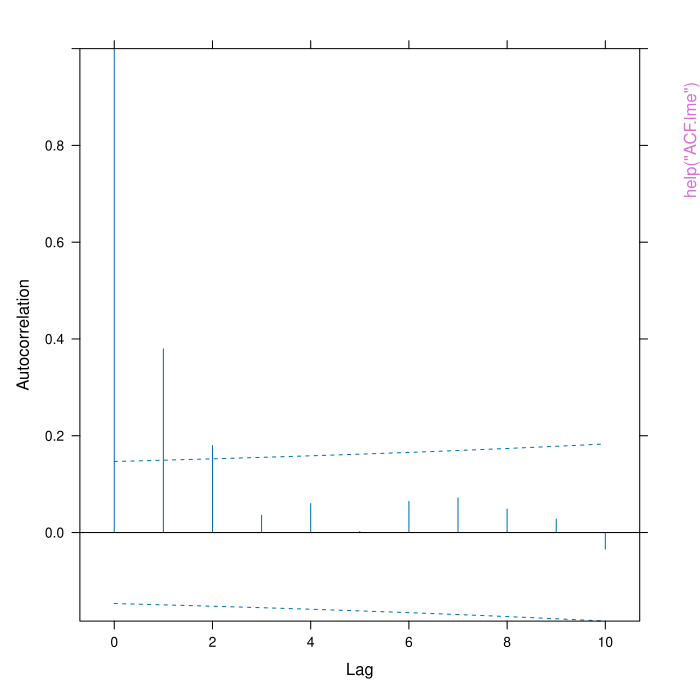

The script that drew this image:
pkgname <- "nlme"
source(file.path(R.home("share"), "R", "examples-header.R"))
options(warn = 1)
library('nlme')

base::assign(".oldSearch", base::search(), pos = 'CheckExEnv')
base::assign(".old_wd", base::getwd(), pos = 'CheckExEnv')
cleanEx()
nameEx("ACF")
### * ACF

flush(stderr()); flush(stdout())

### Name: ACF
### Title: Autocorrelation Function
### Aliases: ACF
### Keywords: models

### ** Examples

## see the method function documentation



cleanEx()
nameEx("ACF.gls")
### * ACF.gls

flush(stderr()); flush(stdout())

### Name: ACF.gls
### Title: Autocorrelation Function for gls Residuals
### Aliases: ACF.gls
### Keywords: models

### ** Examples

fm1 <- gls(follicles ~ sin(2*pi*Time) + cos(2*pi*Time), Ovary)
ACF(fm1, form = ~ 1 | Mare)

# Pinheiro and Bates, p. 255-257
fm1Dial.gls <- gls(rate ~
  (pressure+I(pressure^2)+I(pressure^3)+I(pressure^4))*QB,
                   Dialyzer)

fm2Dial.gls <- update(fm1Dial.gls,
                 weights = varPower(form = ~ pressure))

ACF(fm2Dial.gls, form = ~ 1 | Subject)



cleanEx()
nameEx("ACF.lme")
### * ACF.lme

flush(stderr()); flush(stdout())

### Name: ACF.lme
### Title: Autocorrelation Function for lme Residuals
### Aliases: ACF.lme
### Keywords: models

### ** Examples

fm1 <- lme(follicles ~ sin(2*pi*Time) + cos(2*pi*Time),
           Ovary, random = ~ sin(2*pi*Time) | Mare)
ACF(fm1, maxLag = 11)

# Pinheiro and Bates, p240-241
fm1Over.lme <- lme(follicles  ~ sin(2*pi*Time) +
           cos(2*pi*Time), data=Ovary,
     random=pdDiag(~sin(2*pi*Time)) )
(ACF.fm1Over <- ACF(fm1Over.lme, maxLag=10))
plot(ACF.fm1Over, alpha=0.01) 



cleanEx()
nameEx("Cefamandole")
### * Cefamandole

flush(stderr()); flush(stdout())

### Name: Cefamandole
### Title: Pharmacokinetics of Cefamandole
### Aliases: Cefamandole
### Keywords: datasets

### ** Examples

plot(Cefamandole)
fm1 <- nlsList(SSbiexp, data = Cefamandole)
summary(fm1)



cleanEx()
nameEx("Covariate")
### * Covariate

flush(stderr()); flush(stdout())

### Name: Covariate
### Title: Assign Covariate Values
### Aliases: covariate<-
### Keywords: models

### ** Examples

## see the method function documentation



cleanEx()
nameEx("Covariate.varFunc")
### * Covariate.varFunc

flush(stderr()); flush(stdout())

### Name: Covariate.varFunc
### Title: Assign varFunc Covariate
### Aliases: covariate<-.varFunc
### Keywords: models

### ** Examples

vf1 <- varPower(1.1, form = ~age)
covariate(vf1) <- Orthodont[["age"]]



cleanEx()
nameEx("Dim")
### * Dim

flush(stderr()); flush(stdout())

### Name: Dim
### Title: Extract Dimensions from an Object
### Aliases: Dim Dim.default
### Keywords: models

### ** Examples

## see the method function documentation



cleanEx()
nameEx("Dim.corSpatial")
### * Dim.corSpatial

flush(stderr()); flush(stdout())

### Name: Dim.corSpatial
### Title: Dimensions of a corSpatial Object
### Aliases: Dim.corSpatial
### Keywords: models

### ** Examples

Dim(corGaus(), getGroups(Orthodont))

cs1ARMA <- corARMA(0.4, form = ~ 1 | Subject, q = 1)
cs1ARMA <- Initialize(cs1ARMA, data = Orthodont)
Dim(cs1ARMA)



cleanEx()
nameEx("Dim.corStruct")
### * Dim.corStruct

flush(stderr()); flush(stdout())

### Name: Dim.corStruct
### Title: Dimensions of a corStruct Object
### Aliases: Dim.corStruct
### Keywords: models

### ** Examples

Dim(corAR1(), getGroups(Orthodont))



cleanEx()
nameEx("Dim.pdMat")
### * Dim.pdMat

flush(stderr()); flush(stdout())

### Name: Dim.pdMat
### Title: Dimensions of a pdMat Object
### Aliases: Dim.pdMat Dim.pdCompSymm Dim.pdDiag Dim.pdIdent Dim.pdNatural
###   Dim.pdSymm
### Keywords: models

### ** Examples

Dim(pdSymm(diag(3)))



cleanEx()
nameEx("Extract.pdMat")
### * Extract.pdMat

flush(stderr()); flush(stdout())

### Name: [.pdMat
### Title: Subscript a pdMat Object
### Aliases: [.pdMat [.pdBlocked [<-.pdMat
### Keywords: models

### ** Examples

pd1 <- pdSymm(diag(3))
pd1[1, , drop = FALSE]
pd1[1:2, 1:2] <- 3 * diag(2)



cleanEx()
nameEx("Initialize")
### * Initialize

flush(stderr()); flush(stdout())

### Name: Initialize
### Title: Initialize Object
### Aliases: Initialize
### Keywords: models

### ** Examples

## see the method function documentation



cleanEx()
nameEx("Initialize.corStruct")
### * Initialize.corStruct

flush(stderr()); flush(stdout())

### Name: Initialize.corStruct
### Title: Initialize corStruct Object
### Aliases: Initialize.corStruct Initialize.corAR1 Initialize.corARMA
###   Initialize.corCAR1 Initialize.corCompSymm Initialize.corHF
###   Initialize.corLin Initialize.corNatural Initialize.corSpatial
###   Initialize.corSpher Initialize.corSymm
### Keywords: models

### ** Examples

cs1 <- corAR1(form = ~ 1 | Subject)
cs1 <- Initialize(cs1, data = Orthodont)



cleanEx()
nameEx("Initialize.varFunc")
### * Initialize.varFunc

flush(stderr()); flush(stdout())

### Name: Initialize.varFunc
### Title: Initialize varFunc Object
### Aliases: Initialize.varFunc Initialize.varComb Initialize.varConstPower
###   Initialize.varConstProp Initialize.varExp Initialize.varFixed
###   Initialize.varIdent Initialize.varPower
### Keywords: models

### ** Examples

vf1 <- varPower( form = ~ age | Sex )
vf1 <- Initialize( vf1, Orthodont )



cleanEx()
nameEx("LDEsysMat")
### * LDEsysMat

flush(stderr()); flush(stdout())

### Name: LDEsysMat
### Title: Generate system matrix for LDEs
### Aliases: LDEsysMat
### Keywords: models

### ** Examples

# incidence matrix for a two compartment open system
incidence <-
  matrix(c(1,1,2,2,2,1,3,2,0), ncol = 3, byrow = TRUE,
   dimnames = list(NULL, c("Par", "From", "To")))
incidence
LDEsysMat(c(1.2, 0.3, 0.4), incidence)



cleanEx()
nameEx("MathAchieve")
### * MathAchieve

flush(stderr()); flush(stdout())

### Name: MathAchieve
### Title: Mathematics achievement scores
### Aliases: MathAchieve
### Keywords: datasets

### ** Examples

summary(MathAchieve)



cleanEx()
nameEx("Matrix.pdMat")
### * Matrix.pdMat

flush(stderr()); flush(stdout())

### Name: Matrix.pdMat
### Title: Assign Matrix to a pdMat or pdBlocked Object
### Aliases: matrix<-.pdMat matrix<-.pdBlocked
### Keywords: models

### ** Examples

class(pd1 <- pdSymm(diag(3))) # "pdSymm" "pdMat"
matrix(pd1) <- diag(1:3)
pd1



cleanEx()
nameEx("Matrix.reStruct")
### * Matrix.reStruct

flush(stderr()); flush(stdout())

### Name: Matrix.reStruct
### Title: Assign reStruct Matrices
### Aliases: matrix<-.reStruct
### Keywords: models

### ** Examples

rs1 <- reStruct(list(Dog = ~day, Side = ~1), data = Pixel)
matrix(rs1) <- list(diag(2), 3)



cleanEx()
nameEx("Names")
### * Names

flush(stderr()); flush(stdout())

### Name: Names
### Title: Names Associated with an Object
### Aliases: Names Names<-
### Keywords: models

### ** Examples

## see the method function documentation



cleanEx()
nameEx("Names.formula")
### * Names.formula

flush(stderr()); flush(stdout())

### Name: Names.formula
### Title: Extract Names from a formula
### Aliases: Names.formula Names.listForm
### Keywords: models

### ** Examples

Names(distance ~ Sex * age, data = Orthodont)



cleanEx()
nameEx("Names.pdBlocked")
### * Names.pdBlocked

flush(stderr()); flush(stdout())

### Name: Names.pdBlocked
### Title: Names of a pdBlocked Object
### Aliases: Names.pdBlocked Names<-.pdBlocked
### Keywords: models

### ** Examples

pd1 <- pdBlocked(list(~Sex - 1, ~age - 1), data = Orthodont)
Names(pd1)



cleanEx()
nameEx("Names.pdMat")
### * Names.pdMat

flush(stderr()); flush(stdout())

### Name: Names.pdMat
### Title: Names of a pdMat Object
### Aliases: Names.pdMat Names<-.pdMat
### Keywords: models

### ** Examples

pd1 <- pdSymm(~age, data = Orthodont)
Names(pd1)



cleanEx()
nameEx("Names.reStruct")
### * Names.reStruct

flush(stderr()); flush(stdout())

### Name: Names.reStruct
### Title: Names of an reStruct Object
### Aliases: Names.reStruct Names<-.reStruct
### Keywords: models

### ** Examples

rs1 <- reStruct(list(Dog = ~day, Side = ~1), data = Pixel)
Names(rs1)



cleanEx()
nameEx("Orthodont")
### * Orthodont

flush(stderr()); flush(stdout())

### Name: Orthodont
### Title: Growth curve data on an orthdontic measurement
### Aliases: Orthodont
### Keywords: datasets

### ** Examples

formula(Orthodont)
plot(Orthodont)



cleanEx()
nameEx("Pixel")
### * Pixel

flush(stderr()); flush(stdout())

### Name: Pixel
### Title: X-ray pixel intensities over time
### Aliases: Pixel
### Keywords: datasets

### ** Examples

fm1 <- lme(pixel ~ day + I(day^2), data = Pixel,
           random = list(Dog = ~ day, Side = ~ 1))
summary(fm1)
VarCorr(fm1)



cleanEx()
nameEx("Remifentanil")
### * Remifentanil

flush(stderr()); flush(stdout())

### Name: Remifentanil
### Title: Pharmacokinetics of Remifentanil
### Aliases: Remifentanil
### Keywords: datasets

### ** Examples

plot(Remifentanil, type = "l", lwd = 2) # shows the 65 patients' remi profiles

## The same on  log-log  scale  (*more* sensible for modeling ?):
plot(Remifentanil, type = "l", lwd = 2, scales = list(log=TRUE))

str(Remifentanil)
summary(Remifentanil)

plot(xtabs(~Subject, Remifentanil))
summary(unclass(table(Remifentanil$Subject)))
## between 20 and 54 measurements per patient (median: 24; mean: 32.42)

## Only first measurement of each patient :
dim(Remi.1 <- Remifentanil[!duplicated(Remifentanil[,"ID"]),]) #  65 x 12

LBMfn <- function(Wt, Ht, Sex) ifelse(Sex == "Female",
                                        1.07 * Wt - 148*(Wt/Ht)^2,
                                        1.1  * Wt - 128*(Wt/Ht)^2)
with(Remi.1,
    stopifnot(all.equal(BSA, Wt^{0.425} * Ht^{0.725} * 0.007184, tol = 1.5e-5),
              all.equal(LBM, LBMfn(Wt, Ht, Sex),                 tol = 7e-7)
))

## Rate: typically  3 µg / kg body weight, but :
sunflowerplot(Rate ~ Wt, Remifentanil)
abline(0,3, lty=2, col=adjustcolor("black", 0.5))



cleanEx()
nameEx("Soybean")
### * Soybean

flush(stderr()); flush(stdout())

### Name: Soybean
### Title: Growth of soybean plants
### Aliases: Soybean
### Keywords: datasets

### ** Examples

summary(fm1 <- nlsList(SSlogis, data = Soybean))



cleanEx()
nameEx("VarCorr")
### * VarCorr

flush(stderr()); flush(stdout())

### Name: VarCorr
### Title: Extract variance and correlation components
### Aliases: VarCorr VarCorr.lme VarCorr.pdMat VarCorr.pdBlocked
###   print.VarCorr.lme
### Keywords: models

### ** Examples

fm1 <- lme(distance ~ age, data = Orthodont, random = ~age)
VarCorr(fm1)



cleanEx()
nameEx("Variogram")
### * Variogram

flush(stderr()); flush(stdout())

### Name: Variogram
### Title: Calculate Semi-variogram
### Aliases: Variogram
### Keywords: models

### ** Examples

## see the method function documentation



cleanEx()
nameEx("Variogram.corExp")
### * Variogram.corExp

flush(stderr()); flush(stdout())

### Name: Variogram.corExp
### Title: Calculate Semi-variogram for a corExp Object
### Aliases: Variogram.corExp
### Keywords: models

### ** Examples

stopifnot(require("stats", quietly = TRUE))
cs1 <- corExp(3, form = ~ Time | Rat)
cs1 <- Initialize(cs1, BodyWeight)
Variogram(cs1)[1:10,]



cleanEx()
nameEx("Variogram.corGaus")
### * Variogram.corGaus

flush(stderr()); flush(stdout())

### Name: Variogram.corGaus
### Title: Calculate Semi-variogram for a corGaus Object
### Aliases: Variogram.corGaus
### Keywords: models

### ** Examples

cs1 <- corGaus(3, form = ~ Time | Rat)
cs1 <- Initialize(cs1, BodyWeight)
Variogram(cs1)[1:10,]



cleanEx()
nameEx("Variogram.corLin")
### * Variogram.corLin

flush(stderr()); flush(stdout())

### Name: Variogram.corLin
### Title: Calculate Semi-variogram for a corLin Object
### Aliases: Variogram.corLin
### Keywords: models

### ** Examples

cs1 <- corLin(15, form = ~ Time | Rat)
cs1 <- Initialize(cs1, BodyWeight)
Variogram(cs1)[1:10,]



cleanEx()
nameEx("Variogram.corRatio")
### * Variogram.corRatio

flush(stderr()); flush(stdout())

### Name: Variogram.corRatio
### Title: Calculate Semi-variogram for a corRatio Object
### Aliases: Variogram.corRatio
### Keywords: models

### ** Examples

cs1 <- corRatio(7, form = ~ Time | Rat)
cs1 <- Initialize(cs1, BodyWeight)
Variogram(cs1)[1:10,]



cleanEx()
nameEx("Variogram.corSpatial")
### * Variogram.corSpatial

flush(stderr()); flush(stdout())

### Name: Variogram.corSpatial
### Title: Calculate Semi-variogram for a corSpatial Object
### Aliases: Variogram.corSpatial
### Keywords: models

### ** Examples

cs1 <- corExp(3, form = ~ Time | Rat)
cs1 <- Initialize(cs1, BodyWeight)
Variogram(cs1, FUN = function(x, y) (1 - exp(-x/y)))[1:10,]



cleanEx()
nameEx("Variogram.corSpher")
### * Variogram.corSpher

flush(stderr()); flush(stdout())

### Name: Variogram.corSpher
### Title: Calculate Semi-variogram for a corSpher Object
### Aliases: Variogram.corSpher
### Keywords: models

### ** Examples

cs1 <- corSpher(15, form = ~ Time | Rat)
cs1 <- Initialize(cs1, BodyWeight)
Variogram(cs1)[1:10,]



cleanEx()
nameEx("Variogram.default")
### * Variogram.default

flush(stderr()); flush(stdout())

### Name: Variogram.default
### Title: Calculate Semi-variogram
### Aliases: Variogram.default
### Keywords: models

### ** Examples

fm1 <- lm(follicles ~ sin(2 * pi * Time) + cos(2 * pi * Time), Ovary,
          subset = Mare == 1)
Variogram(resid(fm1), dist(1:29))[1:10,]



cleanEx()
nameEx("Variogram.gls")
### * Variogram.gls

flush(stderr()); flush(stdout())

### Name: Variogram.gls
### Title: Calculate Semi-variogram for Residuals from a gls Object
### Aliases: Variogram.gls
### Keywords: models

### ** Examples

fm1 <- gls(weight ~ Time * Diet, BodyWeight)
Vm1 <- Variogram(fm1, form = ~ Time | Rat)
print(head(Vm1), digits = 3)



cleanEx()
nameEx("Variogram.lme")
### * Variogram.lme

flush(stderr()); flush(stdout())

### Name: Variogram.lme
### Title: Calculate Semi-variogram for Residuals from an lme Object
### Aliases: Variogram.lme
### Keywords: models

### ** Examples

fm1 <- lme(weight ~ Time * Diet, data=BodyWeight, ~ Time | Rat)
Variogram(fm1, form = ~ Time | Rat, nint = 10, robust = TRUE)



cleanEx()
nameEx("allCoef")
### * allCoef

flush(stderr()); flush(stdout())

### Name: allCoef
### Title: Extract Coefficients from a Set of Objects
### Aliases: allCoef
### Keywords: models

### ** Examples

cs1 <- corAR1(0.1)
vf1 <- varPower(0.5)
allCoef(cs1, vf1)



cleanEx()
nameEx("anova.gls")
### * anova.gls

flush(stderr()); flush(stdout())

### Name: anova.gls
### Title: Compare Likelihoods of Fitted Objects
### Aliases: anova.gls
### Keywords: models

### ** Examples

# AR(1) errors within each Mare
fm1 <- gls(follicles ~ sin(2*pi*Time) + cos(2*pi*Time), Ovary,
           correlation = corAR1(form = ~ 1 | Mare))
anova(fm1)
# variance changes with a power of the absolute fitted values?
fm2 <- update(fm1, weights = varPower())
anova(fm1, fm2)

# Pinheiro and Bates, p. 251-252
fm1Orth.gls <- gls(distance ~ Sex * I(age - 11), Orthodont,
                correlation = corSymm(form = ~ 1 | Subject),
                weights = varIdent(form = ~ 1 | age))
fm2Orth.gls <- update(fm1Orth.gls,
                corr = corCompSymm(form = ~ 1 | Subject))
anova(fm1Orth.gls, fm2Orth.gls)

# Pinheiro and Bates, pp. 215-215, 255-260
#p. 215
fm1Dial.lme <-
  lme(rate ~(pressure + I(pressure^2) + I(pressure^3) + I(pressure^4))*QB,
      Dialyzer, ~ pressure + I(pressure^2))
# p. 216
fm2Dial.lme <- update(fm1Dial.lme,
                  weights = varPower(form = ~ pressure))
# p. 255
fm1Dial.gls <- gls(rate ~ (pressure +
     I(pressure^2) + I(pressure^3) + I(pressure^4))*QB,
        Dialyzer)
fm2Dial.gls <- update(fm1Dial.gls,
                 weights = varPower(form = ~ pressure))
anova(fm1Dial.gls, fm2Dial.gls)
fm3Dial.gls <- update(fm2Dial.gls,
                    corr = corAR1(0.771, form = ~ 1 | Subject))
anova(fm2Dial.gls, fm3Dial.gls)
# anova.gls to compare a gls and an lme fit 
anova(fm3Dial.gls, fm2Dial.lme, test = FALSE)

# Pinheiro and Bates, pp. 261-266
fm1Wheat2 <- gls(yield ~ variety - 1, Wheat2)
fm3Wheat2 <- update(fm1Wheat2,
      corr = corRatio(c(12.5, 0.2),
        form = ~ latitude + longitude, nugget = TRUE))
# Test a specific contrast 
anova(fm3Wheat2, L = c(-1, 0, 1))




cleanEx()
nameEx("anova.lme")
### * anova.lme

flush(stderr()); flush(stdout())

### Name: anova.lme
### Title: Compare Likelihoods of Fitted Objects
### Aliases: anova.lme print.anova.lme
### Keywords: models

### ** Examples

fm1 <- lme(distance ~ age, Orthodont, random = ~ age | Subject)
anova(fm1)
fm2 <- update(fm1, random = pdDiag(~age))
anova(fm1, fm2)

## Pinheiro and Bates, pp. 251-254 ------------------------------------------
fm1Orth.gls <- gls(distance ~ Sex * I(age - 11), Orthodont,
		   correlation = corSymm(form = ~ 1 | Subject),
		   weights = varIdent(form = ~ 1 | age))
fm2Orth.gls <- update(fm1Orth.gls,
		      corr = corCompSymm(form = ~ 1 | Subject))
## anova.gls examples:
anova(fm1Orth.gls, fm2Orth.gls)
fm3Orth.gls <- update(fm2Orth.gls, weights = NULL)
anova(fm2Orth.gls, fm3Orth.gls)
fm4Orth.gls <- update(fm3Orth.gls, weights = varIdent(form = ~ 1 | Sex))
anova(fm3Orth.gls, fm4Orth.gls)
# not in book but needed for the following command
fm3Orth.lme <- lme(distance ~ Sex*I(age-11), data = Orthodont,
                   random = ~ I(age-11) | Subject,
                   weights = varIdent(form = ~ 1 | Sex))
# Compare an "lme" object with a "gls" object (test would be non-sensical!)
anova(fm3Orth.lme, fm4Orth.gls, test = FALSE)

## Pinheiro and Bates, pp. 222-225 ------------------------------------------
op <- options(contrasts = c("contr.treatment", "contr.poly"))
fm1BW.lme <- lme(weight ~ Time * Diet, BodyWeight, random = ~ Time)
fm2BW.lme <- update(fm1BW.lme, weights = varPower())
# Test a specific contrast
anova(fm2BW.lme, L = c("Time:Diet2" = 1, "Time:Diet3" = -1))

## Pinheiro and Bates, pp. 352-365 ------------------------------------------
fm1Theo.lis <- nlsList(
     conc ~ SSfol(Dose, Time, lKe, lKa, lCl), data=Theoph)
fm1Theo.lis
fm1Theo.nlme <- nlme(fm1Theo.lis)
fm2Theo.nlme <- update(fm1Theo.nlme, random= pdDiag(lKe+lKa+lCl~1) )
fm3Theo.nlme <- update(fm2Theo.nlme, random= pdDiag(    lKa+lCl~1) )

# Comparing the 3 nlme models
anova(fm1Theo.nlme, fm3Theo.nlme, fm2Theo.nlme)

options(op) # (set back to previous state)



base::options(contrasts = c(unordered = "contr.treatment",ordered = "contr.poly"))
cleanEx()
nameEx("as.matrix.corStruct")
### * as.matrix.corStruct

flush(stderr()); flush(stdout())

### Name: as.matrix.corStruct
### Title: Matrix of a corStruct Object
### Aliases: as.matrix.corStruct
### Keywords: models

### ** Examples

cst1 <- corAR1(form = ~1|Subject)
cst1 <- Initialize(cst1, data = Orthodont)
as.matrix(cst1)



cleanEx()
nameEx("as.matrix.pdMat")
### * as.matrix.pdMat

flush(stderr()); flush(stdout())

### Name: as.matrix.pdMat
### Title: Matrix of a pdMat Object
### Aliases: as.matrix.pdMat
### Keywords: models

### ** Examples

as.matrix(pdSymm(diag(4)))



cleanEx()
nameEx("as.matrix.reStruct")
### * as.matrix.reStruct

flush(stderr()); flush(stdout())

### Name: as.matrix.reStruct
### Title: Matrices of an reStruct Object
### Aliases: as.matrix.reStruct
### Keywords: models

### ** Examples

rs1 <- reStruct(pdSymm(diag(3), ~age+Sex, data = Orthodont))
as.matrix(rs1)



cleanEx()
nameEx("asOneFormula")
### * asOneFormula

flush(stderr()); flush(stdout())

### Name: asOneFormula
### Title: Combine Formulas of a Set of Objects
### Aliases: asOneFormula
### Keywords: models

### ** Examples

asOneFormula(y ~ x + z | g, list(~ w, ~ t * sin(2 * pi)))



cleanEx()
nameEx("asTable")
### * asTable

flush(stderr()); flush(stdout())

### Name: asTable
### Title: Convert groupedData to a matrix
### Aliases: asTable asTable.groupedData
### Keywords: manip

### ** Examples

asTable(Orthodont)

# Pinheiro and Bates, p. 109
ergoStool.mat <- asTable(ergoStool)



cleanEx()
nameEx("augPred")
### * augPred

flush(stderr()); flush(stdout())

### Name: augPred
### Title: Augmented Predictions
### Aliases: augPred augPred.gls augPred.lme augPred.lmList
### Keywords: models

### ** Examples

fm1 <- lme(Orthodont, random = ~1)
augPred(fm1, length.out = 2, level = c(0,1))



cleanEx()
nameEx("balancedGrouped")
### * balancedGrouped

flush(stderr()); flush(stdout())

### Name: balancedGrouped
### Title: Create a groupedData object from a matrix
### Aliases: balancedGrouped
### Keywords: data

### ** Examples

OrthoMat <- asTable( Orthodont )
Orth2 <- balancedGrouped(distance ~ age | Subject, data = OrthoMat,
    labels = list(x = "Age",
                  y = "Distance from pituitary to pterygomaxillary fissure"),
    units = list(x = "(yr)", y = "(mm)"))
Orth2[ 1:10, ]        ## check the first few entries

# Pinheiro and Bates, p. 109
ergoStool.mat <- asTable(ergoStool)
balancedGrouped(effort~Type|Subject,
                data=ergoStool.mat)



cleanEx()
nameEx("bdf")
### * bdf

flush(stderr()); flush(stdout())

### Name: bdf
### Title: Language scores
### Aliases: bdf
### Keywords: datasets

### ** Examples

summary(bdf)

## More examples, including lme() fits  reproducing parts in the above
## book, are available in the R script files
system.file("mlbook", "ch04.R", package ="nlme") # and
system.file("mlbook", "ch05.R", package ="nlme")



cleanEx()
nameEx("coef.corStruct")
### * coef.corStruct

flush(stderr()); flush(stdout())

### Name: coef.corStruct
### Title: Coefficients of a corStruct Object
### Aliases: coef.corStruct coef.corAR1 coef.corARMAd coef.corCAR1
###   coef.corCompSymm coef.corHF coef.corLin coef.corNatural
###   coef.corSpatial coef.corSpher coef.corSymm coef<-.corStruct
###   coef<-.corAR1 coef<-.corARMA coef<-.corCAR1 coef<-.corCompSymm
###   coef<-.corNatural coef<-.corHF coef<-.corLin coef<-.corSpatial
###   coef<-.corSpher coef<-.corSymm coef.summary.nlsList
### Keywords: models

### ** Examples

cst1 <- corARMA(p = 1, q = 1)
coef(cst1)



cleanEx()
nameEx("coef.gnls")
### * coef.gnls

flush(stderr()); flush(stdout())

### Name: coef.gnls
### Title: Extract gnls Coefficients
### Aliases: coef.gnls
### Keywords: models

### ** Examples

fm1 <- gnls(weight ~ SSlogis(Time, Asym, xmid, scal), Soybean,
            weights = varPower())
coef(fm1)



cleanEx()
nameEx("coef.lmList")
### * coef.lmList

flush(stderr()); flush(stdout())

### Name: coef.lmList
### Title: Extract lmList Coefficients
### Aliases: coef.lmList
### Keywords: models

### ** Examples

fm1 <- lmList(distance ~ age|Subject, data = Orthodont)
coef(fm1)
coef(fm1, augFrame = TRUE)



cleanEx()
nameEx("coef.lme")
### * coef.lme

flush(stderr()); flush(stdout())

### Name: coef.lme
### Title: Extract lme Coefficients
### Aliases: coef.lme
### Keywords: models

### ** Examples

fm1 <- lme(distance ~ age, Orthodont, random = ~ age | Subject)
coef(fm1)
coef(fm1, augFrame = TRUE)



cleanEx()
nameEx("coef.modelStruct")
### * coef.modelStruct

flush(stderr()); flush(stdout())

### Name: coef.modelStruct
### Title: Extract modelStruct Object Coefficients
### Aliases: coef.modelStruct coef<-.modelStruct
### Keywords: models

### ** Examples

lms1 <- lmeStruct(reStruct = reStruct(pdDiag(diag(2), ~age)),
   corStruct = corAR1(0.3))
coef(lms1)



cleanEx()
nameEx("coef.pdMat")
### * coef.pdMat

flush(stderr()); flush(stdout())

### Name: coef.pdMat
### Title: pdMat Object Coefficients
### Aliases: coef.pdMat coef.pdBlocked coef.pdCompSymm coef.pdDiag
###   coef.pdIdent coef.pdNatural coef.pdSymm coef<-.pdMat coef<-.pdBlocked
### Keywords: models

### ** Examples

coef(pdSymm(diag(3)))



cleanEx()
nameEx("coef.reStruct")
### * coef.reStruct

flush(stderr()); flush(stdout())

### Name: coef.reStruct
### Title: reStruct Object Coefficients
### Aliases: coef.reStruct coef<-.reStruct
### Keywords: models

### ** Examples

rs1 <- reStruct(list(A = pdSymm(diag(1:3), form = ~Score),
  B = pdDiag(2 * diag(4), form = ~Educ)))
coef(rs1)



cleanEx()
nameEx("coef.varFunc")
### * coef.varFunc

flush(stderr()); flush(stdout())

### Name: coef.varFunc
### Title: varFunc Object Coefficients
### Aliases: coef.varFunc coef.varComb coef.varConstPower coef.varConstProp
###   coef.varExp coef.varFixed coef.varIdent coef.varPower coef<-.varComb
###   coef<-.varConstPower coef<-.varConstProp coef<-.varExp
###   coef<-.varFixed coef<-.varIdent coef<-.varPower
### Keywords: models

### ** Examples

vf1 <- varPower(1)
coef(vf1)
coef(vf1) <- 2



cleanEx()
nameEx("collapse")
### * collapse

flush(stderr()); flush(stdout())

### Name: collapse
### Title: Collapse According to Groups
### Aliases: collapse
### Keywords: models

### ** Examples

## see the method function documentation



cleanEx()
nameEx("collapse.groupedData")
### * collapse.groupedData

flush(stderr()); flush(stdout())

### Name: collapse.groupedData
### Title: Collapse a groupedData Object
### Aliases: collapse.groupedData
### Keywords: models

### ** Examples

# collapsing by Dog
collapse(Pixel, collapse = 1)  # same as collapse(Pixel, collapse = "Dog")



cleanEx()
nameEx("compareFits")
### * compareFits

flush(stderr()); flush(stdout())

### Name: compareFits
### Title: Compare Fitted Objects
### Aliases: compareFits print.compareFits
### Keywords: models

### ** Examples

fm1 <- lmList(Orthodont)
fm2 <- lme(fm1)
(cF12 <- compareFits(coef(fm1), coef(fm2)))



cleanEx()
nameEx("comparePred")
### * comparePred

flush(stderr()); flush(stdout())

### Name: comparePred
### Title: Compare Predictions
### Aliases: comparePred comparePred.gls comparePred.lme comparePred.lmList
### Keywords: models

### ** Examples

fm1 <- lme(distance ~ age * Sex, data = Orthodont, random = ~ age)
fm2 <- update(fm1, distance ~ age)
comparePred(fm1, fm2, length.out = 2)



cleanEx()
nameEx("corAR1")
### * corAR1

flush(stderr()); flush(stdout())

### Name: corAR1
### Title: AR(1) Correlation Structure
### Aliases: corAR1
### Keywords: models

### ** Examples

## covariate is observation order and grouping factor is Mare
cs1 <- corAR1(0.2, form = ~ 1 | Mare)

# Pinheiro and Bates, p. 236
cs1AR1 <- corAR1(0.8, form = ~ 1 | Subject)
cs1AR1. <- Initialize(cs1AR1, data = Orthodont)
corMatrix(cs1AR1.)

# Pinheiro and Bates, p. 240
fm1Ovar.lme <- lme(follicles ~ sin(2*pi*Time) + cos(2*pi*Time),
                   data = Ovary, random = pdDiag(~sin(2*pi*Time)))
fm2Ovar.lme <- update(fm1Ovar.lme, correlation = corAR1())

# Pinheiro and Bates, pp. 255-258:  use in gls
fm1Dial.gls <-
  gls(rate ~(pressure + I(pressure^2) + I(pressure^3) + I(pressure^4))*QB,
      Dialyzer)
fm2Dial.gls <- update(fm1Dial.gls,
                 weights = varPower(form = ~ pressure))
fm3Dial.gls <- update(fm2Dial.gls,
                    corr = corAR1(0.771, form = ~ 1 | Subject))

# Pinheiro and Bates use in nlme:  
# from p. 240 needed on p. 396
fm1Ovar.lme <- lme(follicles ~ sin(2*pi*Time) + cos(2*pi*Time),
                   data = Ovary, random = pdDiag(~sin(2*pi*Time)))
fm5Ovar.lme <- update(fm1Ovar.lme,
                corr = corARMA(p = 1, q = 1))
# p. 396
fm1Ovar.nlme <- nlme(follicles~
     A+B*sin(2*pi*w*Time)+C*cos(2*pi*w*Time),
   data=Ovary, fixed=A+B+C+w~1,
   random=pdDiag(A+B+w~1),
   start=c(fixef(fm5Ovar.lme), 1) )
# p. 397
fm2Ovar.nlme <- update(fm1Ovar.nlme,
         corr=corAR1(0.311) )



cleanEx()
nameEx("corARMA")
### * corARMA

flush(stderr()); flush(stdout())

### Name: corARMA
### Title: ARMA(p,q) Correlation Structure
### Aliases: corARMA coef.corARMA
### Keywords: models

### ** Examples

## ARMA(1,2) structure, with observation order as a covariate and
## Mare as grouping factor
cs1 <- corARMA(c(0.2, 0.3, -0.1), form = ~ 1 | Mare, p = 1, q = 2)

# Pinheiro and Bates, p. 237 
cs1ARMA <- corARMA(0.4, form = ~ 1 | Subject, q = 1)
cs1ARMA <- Initialize(cs1ARMA, data = Orthodont)
corMatrix(cs1ARMA)

cs2ARMA <- corARMA(c(0.8, 0.4), form = ~ 1 | Subject, p=1, q=1)
cs2ARMA <- Initialize(cs2ARMA, data = Orthodont)
corMatrix(cs2ARMA)

# Pinheiro and Bates use in nlme:  
# from p. 240 needed on p. 396
fm1Ovar.lme <- lme(follicles ~ sin(2*pi*Time) + cos(2*pi*Time),
                   data = Ovary, random = pdDiag(~sin(2*pi*Time)))
fm5Ovar.lme <- update(fm1Ovar.lme,
                corr = corARMA(p = 1, q = 1))
# p. 396
fm1Ovar.nlme <- nlme(follicles~
     A+B*sin(2*pi*w*Time)+C*cos(2*pi*w*Time),
   data=Ovary, fixed=A+B+C+w~1,
   random=pdDiag(A+B+w~1),
   start=c(fixef(fm5Ovar.lme), 1) )
# p. 397
fm3Ovar.nlme <- update(fm1Ovar.nlme,
         corr=corARMA(p=0, q=2) )



cleanEx()
nameEx("corCAR1")
### * corCAR1

flush(stderr()); flush(stdout())

### Name: corCAR1
### Title: Continuous AR(1) Correlation Structure
### Aliases: corCAR1
### Keywords: models

### ** Examples

## covariate is Time and grouping factor is Mare
cs1 <- corCAR1(0.2, form = ~ Time | Mare)

# Pinheiro and Bates, pp. 240, 243
fm1Ovar.lme <- lme(follicles ~
           sin(2*pi*Time) + cos(2*pi*Time),
   data = Ovary, random = pdDiag(~sin(2*pi*Time)))
fm4Ovar.lme <- update(fm1Ovar.lme,
          correlation = corCAR1(form = ~Time))




cleanEx()
nameEx("corCompSymm")
### * corCompSymm

flush(stderr()); flush(stdout())

### Name: corCompSymm
### Title: Compound Symmetry Correlation Structure
### Aliases: corCompSymm
### Keywords: models

### ** Examples

## covariate is observation order and grouping factor is Subject
cs1 <- corCompSymm(0.5, form = ~ 1 | Subject)

# Pinheiro and Bates, pp. 222-225 
fm1BW.lme <- lme(weight ~ Time * Diet, BodyWeight,
                   random = ~ Time)
# p. 223
fm2BW.lme <- update(fm1BW.lme, weights = varPower())
# p. 225
cs1CompSymm <- corCompSymm(value = 0.3, form = ~ 1 | Subject)
cs2CompSymm <- corCompSymm(value = 0.3, form = ~ age | Subject)
cs1CompSymm <- Initialize(cs1CompSymm, data = Orthodont)
corMatrix(cs1CompSymm)

## Print/Summary methods for the empty case:
(cCS <- corCompSymm()) # Uninitialized correlation struc..
summary(cCS)           #    (ditto)



cleanEx()
nameEx("corExp")
### * corExp

flush(stderr()); flush(stdout())

### Name: corExp
### Title: Exponential Correlation Structure
### Aliases: corExp
### Keywords: models

### ** Examples

sp1 <- corExp(form = ~ x + y + z)

# Pinheiro and Bates, p. 238
spatDat <- data.frame(x = (0:4)/4, y = (0:4)/4)

cs1Exp <- corExp(1, form = ~ x + y)
cs1Exp <- Initialize(cs1Exp, spatDat)
corMatrix(cs1Exp)

cs2Exp <- corExp(1, form = ~ x + y, metric = "man")
cs2Exp <- Initialize(cs2Exp, spatDat)
corMatrix(cs2Exp)

cs3Exp <- corExp(c(1, 0.2), form = ~ x + y,
                 nugget = TRUE)
cs3Exp <- Initialize(cs3Exp, spatDat)
corMatrix(cs3Exp)

# example lme(..., corExp ...)
# Pinheiro and Bates, pp. 222-247
# p. 222
options(contrasts = c("contr.treatment", "contr.poly"))
fm1BW.lme <- lme(weight ~ Time * Diet, BodyWeight,
                   random = ~ Time)
# p. 223
fm2BW.lme <- update(fm1BW.lme, weights = varPower())
# p. 246
fm3BW.lme <- update(fm2BW.lme,
           correlation = corExp(form = ~ Time))
# p. 247
fm4BW.lme <-
      update(fm3BW.lme, correlation = corExp(form =  ~ Time,
                        nugget = TRUE))
anova(fm3BW.lme, fm4BW.lme)




base::options(contrasts = c(unordered = "contr.treatment",ordered = "contr.poly"))
cleanEx()
nameEx("corFactor")
### * corFactor

flush(stderr()); flush(stdout())

### Name: corFactor
### Title: Factor of a Correlation Matrix
### Aliases: corFactor
### Keywords: models

### ** Examples

## see the method function documentation



cleanEx()
nameEx("corFactor.corStruct")
### * corFactor.corStruct

flush(stderr()); flush(stdout())

### Name: corFactor.corStruct
### Title: Factor of a corStruct Object Matrix
### Aliases: corFactor.corCompSymm corFactor.corAR1 corFactor.corARMA
###   corFactor.corCAR1 corFactor.corNatural corFactor.corSpatial
###   corFactor.corStruct corFactor.corSymm
### Keywords: models

### ** Examples

cs1 <- corAR1(form = ~1 | Subject)
cs1 <- Initialize(cs1, data = Orthodont)
corFactor(cs1)



cleanEx()
nameEx("corGaus")
### * corGaus

flush(stderr()); flush(stdout())

### Name: corGaus
### Title: Gaussian Correlation Structure
### Aliases: corGaus
### Keywords: models

### ** Examples

sp1 <- corGaus(form = ~ x + y + z)

# example lme(..., corGaus ...)
# Pinheiro and Bates, pp. 222-249
fm1BW.lme <- lme(weight ~ Time * Diet, BodyWeight,
                   random = ~ Time)
# p. 223
fm2BW.lme <- update(fm1BW.lme, weights = varPower())
# p 246 
fm3BW.lme <- update(fm2BW.lme,
           correlation = corExp(form = ~ Time))
# p. 249
fm8BW.lme <- update(fm3BW.lme, correlation = corGaus(form = ~ Time))




cleanEx()
nameEx("corLin")
### * corLin

flush(stderr()); flush(stdout())

### Name: corLin
### Title: Linear Correlation Structure
### Aliases: corLin
### Keywords: models

### ** Examples

sp1 <- corLin(form = ~ x + y)

# example lme(..., corLin ...)
# Pinheiro and Bates, pp. 222-249
fm1BW.lme <- lme(weight ~ Time * Diet, BodyWeight,
                   random = ~ Time)
# p. 223
fm2BW.lme <- update(fm1BW.lme, weights = varPower())
# p 246 
fm3BW.lme <- update(fm2BW.lme,
           correlation = corExp(form = ~ Time))
# p. 249
fm7BW.lme <- update(fm3BW.lme, correlation = corLin(form = ~ Time))




cleanEx()
nameEx("corMatrix")
### * corMatrix

flush(stderr()); flush(stdout())

### Name: corMatrix
### Title: Extract Correlation Matrix
### Aliases: corMatrix
### Keywords: models

### ** Examples

## see the method function documentation



cleanEx()
nameEx("corMatrix.corStruct")
### * corMatrix.corStruct

flush(stderr()); flush(stdout())

### Name: corMatrix.corStruct
### Title: Matrix of a corStruct Object
### Aliases: corMatrix.corStruct corMatrix.corCompSymm corMatrix.corAR1
###   corMatrix.corARMA corMatrix.corCAR1 corMatrix.corCompSymm
###   corMatrix.corNatural corMatrix.corSpatial corMatrix.corSymm
### Keywords: models

### ** Examples

cs1 <- corAR1(0.3)
corMatrix(cs1, covariate = 1:4)
corMatrix(cs1, covariate = 1:4, corr = FALSE)

# Pinheiro and Bates, p. 225
cs1CompSymm <- corCompSymm(value = 0.3, form = ~ 1 | Subject)
cs1CompSymm <- Initialize(cs1CompSymm, data = Orthodont)
corMatrix(cs1CompSymm)

# Pinheiro and Bates, p. 226
cs1Symm <- corSymm(value = c(0.2, 0.1, -0.1, 0, 0.2, 0),
                   form = ~ 1 | Subject)
cs1Symm <- Initialize(cs1Symm, data = Orthodont)
corMatrix(cs1Symm)

# Pinheiro and Bates, p. 236 
cs1AR1 <- corAR1(0.8, form = ~ 1 | Subject)
cs1AR1 <- Initialize(cs1AR1, data = Orthodont)
corMatrix(cs1AR1)

# Pinheiro and Bates, p. 237 
cs1ARMA <- corARMA(0.4, form = ~ 1 | Subject, q = 1)
cs1ARMA <- Initialize(cs1ARMA, data = Orthodont)
corMatrix(cs1ARMA)

# Pinheiro and Bates, p. 238 
spatDat <- data.frame(x = (0:4)/4, y = (0:4)/4)
cs1Exp <- corExp(1, form = ~ x + y)
cs1Exp <- Initialize(cs1Exp, spatDat)
corMatrix(cs1Exp)



cleanEx()
nameEx("corMatrix.pdMat")
### * corMatrix.pdMat

flush(stderr()); flush(stdout())

### Name: corMatrix.pdMat
### Title: Extract Correlation Matrix from a pdMat Object
### Aliases: corMatrix.pdBlocked corMatrix.pdCompSymm corMatrix.pdDiag
###   corMatrix.pdIdent corMatrix.pdMat corMatrix.pdSymm
### Keywords: models

### ** Examples

pd1 <- pdSymm(diag(1:4))
corMatrix(pd1)



cleanEx()
nameEx("corMatrix.reStruct")
### * corMatrix.reStruct

flush(stderr()); flush(stdout())

### Name: corMatrix.reStruct
### Title: Extract Correlation Matrix from Components of an reStruct Object
### Aliases: corMatrix.reStruct
### Keywords: models

### ** Examples

rs1 <- reStruct(pdSymm(diag(3), ~age+Sex, data = Orthodont))
corMatrix(rs1)



cleanEx()
nameEx("corNatural")
### * corNatural

flush(stderr()); flush(stdout())

### Name: corNatural
### Title: General correlation in natural parameterization
### Aliases: corNatural print.corNatural
### Keywords: models

### ** Examples

## covariate is observation order and grouping factor is Subject
cs1 <- corNatural(form = ~ 1 | Subject)



cleanEx()
nameEx("corRatio")
### * corRatio

flush(stderr()); flush(stdout())

### Name: corRatio
### Title: Rational Quadratic Correlation Structure
### Aliases: corRatio
### Keywords: models

### ** Examples

sp1 <- corRatio(form = ~ x + y + z)

# example lme(..., corRatio ...)
# Pinheiro and Bates, pp. 222-249
fm1BW.lme <- lme(weight ~ Time * Diet, BodyWeight,
                   random = ~ Time)
# p. 223
fm2BW.lme <- update(fm1BW.lme, weights = varPower())
# p 246 
fm3BW.lme <- update(fm2BW.lme,
           correlation = corExp(form = ~ Time))
# p. 249
fm5BW.lme <- update(fm3BW.lme, correlation =
                   corRatio(form = ~ Time))

# example gls(..., corRatio ...)
# Pinheiro and Bates, pp. 261, 263
fm1Wheat2 <- gls(yield ~ variety - 1, Wheat2)
# p. 263 
fm3Wheat2 <- update(fm1Wheat2, corr = 
    corRatio(c(12.5, 0.2),
       form = ~ latitude + longitude,
             nugget = TRUE))




cleanEx()
nameEx("corSpatial")
### * corSpatial

flush(stderr()); flush(stdout())

### Name: corSpatial
### Title: Spatial Correlation Structure
### Aliases: corSpatial
### Keywords: models

### ** Examples

sp1 <- corSpatial(form = ~ x + y + z, type = "g", metric = "man")



cleanEx()
nameEx("corSpher")
### * corSpher

flush(stderr()); flush(stdout())

### Name: corSpher
### Title: Spherical Correlation Structure
### Aliases: corSpher
### Keywords: models

### ** Examples

sp1 <- corSpher(form = ~ x + y)

# example lme(..., corSpher ...)
# Pinheiro and Bates, pp. 222-249
fm1BW.lme <- lme(weight ~ Time * Diet, BodyWeight,
                   random = ~ Time)
# p. 223
fm2BW.lme <- update(fm1BW.lme, weights = varPower())
# p 246 
fm3BW.lme <- update(fm2BW.lme,
           correlation = corExp(form = ~ Time))
# p. 249
fm6BW.lme <- update(fm3BW.lme,
          correlation = corSpher(form = ~ Time))

# example gls(..., corSpher ...)
# Pinheiro and Bates, pp. 261, 263
fm1Wheat2 <- gls(yield ~ variety - 1, Wheat2)
# p. 262 
fm2Wheat2 <- update(fm1Wheat2, corr =
   corSpher(c(28, 0.2),
     form = ~ latitude + longitude, nugget = TRUE))




cleanEx()
nameEx("corSymm")
### * corSymm

flush(stderr()); flush(stdout())

### Name: corSymm
### Title: General Correlation Structure
### Aliases: corSymm
### Keywords: models

### ** Examples

## covariate is observation order and grouping factor is Subject
cs1 <- corSymm(form = ~ 1 | Subject)

# Pinheiro and Bates, p. 225 
cs1CompSymm <- corCompSymm(value = 0.3, form = ~ 1 | Subject)
cs1CompSymm <- Initialize(cs1CompSymm, data = Orthodont)
corMatrix(cs1CompSymm)

# Pinheiro and Bates, p. 226
cs1Symm <- corSymm(value =
        c(0.2, 0.1, -0.1, 0, 0.2, 0),
                   form = ~ 1 | Subject)
cs1Symm <- Initialize(cs1Symm, data = Orthodont)
corMatrix(cs1Symm)

# example gls(..., corSpher ...)
# Pinheiro and Bates, pp. 261, 263
fm1Wheat2 <- gls(yield ~ variety - 1, Wheat2)
# p. 262 
fm2Wheat2 <- update(fm1Wheat2, corr =
   corSpher(c(28, 0.2),
     form = ~ latitude + longitude, nugget = TRUE))

# example gls(..., corSymm ... )
# Pinheiro and Bates, p. 251
fm1Orth.gls <- gls(distance ~ Sex * I(age - 11), Orthodont,
                   correlation = corSymm(form = ~ 1 | Subject),
                   weights = varIdent(form = ~ 1 | age))




cleanEx()
nameEx("ergoStool")
### * ergoStool

flush(stderr()); flush(stdout())

### Name: ergoStool
### Title: Ergometrics experiment with stool types
### Aliases: ergoStool
### Keywords: datasets

### ** Examples

fm1 <-
   lme(effort ~ Type, data = ergoStool, random = ~ 1 | Subject)
anova( fm1 )



cleanEx()
nameEx("fdHess")
### * fdHess

flush(stderr()); flush(stdout())

### Name: fdHess
### Title: Finite difference Hessian
### Aliases: fdHess
### Keywords: models

### ** Examples

(fdH <- fdHess(c(12.3, 2.34), function(x) x[1]*(1-exp(-0.4*x[2]))))
stopifnot(length(fdH$ mean) == 1,
          length(fdH$ gradient) == 2,
          identical(dim(fdH$ Hessian), c(2L, 2L)))



cleanEx()
nameEx("fitted.lmList")
### * fitted.lmList

flush(stderr()); flush(stdout())

### Name: fitted.lmList
### Title: Extract lmList Fitted Values
### Aliases: fitted.lmList
### Keywords: models

### ** Examples

fm1 <- lmList(distance ~ age | Subject, Orthodont)
fitted(fm1)



cleanEx()
nameEx("fitted.lme")
### * fitted.lme

flush(stderr()); flush(stdout())

### Name: fitted.lme
### Title: Extract lme Fitted Values
### Aliases: fitted.lme
### Keywords: models

### ** Examples

fm1 <- lme(distance ~ age + Sex, data = Orthodont, random = ~ 1)
fitted(fm1, level = 0:1)



cleanEx()
nameEx("fixed.effects")
### * fixed.effects

flush(stderr()); flush(stdout())

### Name: fixed.effects
### Title: Extract Fixed Effects
### Aliases: fixed.effects fixef
### Keywords: models

### ** Examples

## see the method function documentation



cleanEx()
nameEx("fixef.lmList")
### * fixef.lmList

flush(stderr()); flush(stdout())

### Name: fixef.lmList
### Title: Extract lmList Fixed Effects
### Aliases: fixed.effects.lmList fixef.lmList
### Keywords: models

### ** Examples

fm1 <- lmList(distance ~ age | Subject, Orthodont)
fixed.effects(fm1)



cleanEx()
nameEx("formula.pdBlocked")
### * formula.pdBlocked

flush(stderr()); flush(stdout())

### Name: formula.pdBlocked
### Title: Extract pdBlocked Formula
### Aliases: formula.pdBlocked
### Keywords: models

### ** Examples

pd1 <- pdBlocked(list(~ age, ~ Sex - 1))
formula(pd1)
formula(pd1, asList = TRUE)



cleanEx()
nameEx("formula.pdMat")
### * formula.pdMat

flush(stderr()); flush(stdout())

### Name: formula.pdMat
### Title: Extract pdMat Formula
### Aliases: formula.pdMat
### Keywords: models

### ** Examples

pd1 <- pdSymm(~Sex*age)
formula(pd1)



cleanEx()
nameEx("formula.reStruct")
### * formula.reStruct

flush(stderr()); flush(stdout())

### Name: formula.reStruct
### Title: Extract reStruct Object Formula
### Aliases: formula.reStruct
### Keywords: models

### ** Examples

rs1 <- reStruct(list(A = pdDiag(diag(2), ~age), B = ~1))
formula(rs1)



cleanEx()
nameEx("gapply")
### * gapply

flush(stderr()); flush(stdout())

### Name: gapply
### Title: Apply a Function by Groups
### Aliases: gapply
### Keywords: data

### ** Examples

## Find number of non-missing "conc" observations for each Subject
gapply( Phenobarb, FUN = function(x) sum(!is.na(x$conc)) )

# Pinheiro and Bates, p. 127 
table( gapply(Quinidine, "conc", function(x) sum(!is.na(x))) )
changeRecords <- gapply( Quinidine, FUN = function(frm)
    any(is.na(frm[["conc"]]) & is.na(frm[["dose"]])) )



cleanEx()
nameEx("getCovariate")
### * getCovariate

flush(stderr()); flush(stdout())

### Name: getCovariate
### Title: Extract Covariate from an Object
### Aliases: getCovariate
### Keywords: models

### ** Examples

## see the method function documentation



cleanEx()
nameEx("getCovariate.corStruct")
### * getCovariate.corStruct

flush(stderr()); flush(stdout())

### Name: getCovariate.corStruct
### Title: Extract corStruct Object Covariate
### Aliases: getCovariate.corStruct getCovariate.corSpatial
### Keywords: models

### ** Examples

cs1 <- corAR1(form = ~ 1 | Subject)
getCovariate(cs1, data = Orthodont)



cleanEx()
nameEx("getCovariate.data.frame")
### * getCovariate.data.frame

flush(stderr()); flush(stdout())

### Name: getCovariate.data.frame
### Title: Extract Data Frame Covariate
### Aliases: getCovariate.data.frame
### Keywords: models

### ** Examples

getCovariate(Orthodont)



cleanEx()
nameEx("getCovariate.varFunc")
### * getCovariate.varFunc

flush(stderr()); flush(stdout())

### Name: getCovariate.varFunc
### Title: Extract varFunc Covariate
### Aliases: getCovariate.varFunc
### Keywords: models

### ** Examples

vf1 <- varPower(1.1, form = ~age)
covariate(vf1) <- Orthodont[["age"]]
getCovariate(vf1)



cleanEx()
nameEx("getCovariateFormula")
### * getCovariateFormula

flush(stderr()); flush(stdout())

### Name: getCovariateFormula
### Title: Extract Covariates Formula
### Aliases: getCovariateFormula
### Keywords: models

### ** Examples

getCovariateFormula(y ~ x | g)
getCovariateFormula(y ~ x)



cleanEx()
nameEx("getData")
### * getData

flush(stderr()); flush(stdout())

### Name: getData
### Title: Extract Data from an Object
### Aliases: getData
### Keywords: models

### ** Examples

## see the method function documentation



cleanEx()
nameEx("getData.gls")
### * getData.gls

flush(stderr()); flush(stdout())

### Name: getData.gls
### Title: Extract gls Object Data
### Aliases: getData.gls getData.gnls
### Keywords: models

### ** Examples

fm1 <- gls(follicles ~ sin(2*pi*Time) + cos(2*pi*Time), data = Ovary,
           correlation = corAR1(form = ~ 1 | Mare))
getData(fm1)



cleanEx()
nameEx("getData.lmList")
### * getData.lmList

flush(stderr()); flush(stdout())

### Name: getData.lmList
### Title: Extract lmList Object Data
### Aliases: getData.lmList
### Keywords: models

### ** Examples

fm1 <- lmList(distance ~ age | Subject, Orthodont)
getData(fm1)



cleanEx()
nameEx("getData.lme")
### * getData.lme

flush(stderr()); flush(stdout())

### Name: getData.lme
### Title: Extract lme Object Data
### Aliases: getData.lme getData.nlme getData.nls
### Keywords: models

### ** Examples

fm1 <- lme(follicles ~ sin(2*pi*Time) + cos(2*pi*Time), data = Ovary,
           random = ~ sin(2*pi*Time))
getData(fm1)



cleanEx()
nameEx("getGroups")
### * getGroups

flush(stderr()); flush(stdout())

### Name: getGroups
### Title: Extract Grouping Factors from an Object
### Aliases: getGroups
### Keywords: models

### ** Examples

## see the method function documentation



cleanEx()
nameEx("getGroups.corStruct")
### * getGroups.corStruct

flush(stderr()); flush(stdout())

### Name: getGroups.corStruct
### Title: Extract corStruct Groups
### Aliases: getGroups.corStruct
### Keywords: models

### ** Examples

cs1 <- corAR1(form = ~ 1 | Subject)
getGroups(cs1, data = Orthodont)



cleanEx()
nameEx("getGroups.data.frame")
### * getGroups.data.frame

flush(stderr()); flush(stdout())

### Name: getGroups.data.frame
### Title: Extract Groups from a Data Frame
### Aliases: getGroups.data.frame
### Keywords: models

### ** Examples

getGroups(Pixel)
getGroups(Pixel, level = 2)



cleanEx()
nameEx("getGroups.gls")
### * getGroups.gls

flush(stderr()); flush(stdout())

### Name: getGroups.gls
### Title: Extract gls Object Groups
### Aliases: getGroups.gls
### Keywords: models

### ** Examples

fm1 <- gls(follicles ~ sin(2*pi*Time) + cos(2*pi*Time), Ovary,
           correlation = corAR1(form = ~ 1 | Mare))
getGroups(fm1)



cleanEx()
nameEx("getGroups.lmList")
### * getGroups.lmList

flush(stderr()); flush(stdout())

### Name: getGroups.lmList
### Title: Extract lmList Object Groups
### Aliases: getGroups.lmList
### Keywords: models

### ** Examples

fm1 <- lmList(distance ~ age | Subject, Orthodont)
getGroups(fm1)



cleanEx()
nameEx("getGroups.lme")
### * getGroups.lme

flush(stderr()); flush(stdout())

### Name: getGroups.lme
### Title: Extract lme Object Groups
### Aliases: getGroups.lme
### Keywords: models

### ** Examples

fm1 <- lme(pixel ~ day + day^2, Pixel,
  random = list(Dog = ~day, Side = ~1))
getGroups(fm1, level = 1:2)



cleanEx()
nameEx("getGroups.varFunc")
### * getGroups.varFunc

flush(stderr()); flush(stdout())

### Name: getGroups.varFunc
### Title: Extract varFunc Groups
### Aliases: getGroups.varFunc
### Keywords: models

### ** Examples

vf1 <- varPower(form = ~ age | Sex)
vf1 <- Initialize(vf1, Orthodont)
getGroups(vf1)



cleanEx()
nameEx("getGroupsFormula")
### * getGroupsFormula

flush(stderr()); flush(stdout())

### Name: getGroupsFormula
### Title: Extract Grouping Formula
### Aliases: getGroupsFormula getGroupsFormula.default getGroupsFormula.gls
###   getGroupsFormula.lmList getGroupsFormula.lme
###   getGroupsFormula.reStruct
### Keywords: models

### ** Examples

getGroupsFormula(y ~ x | g1/g2)



cleanEx()
nameEx("getResponse")
### * getResponse

flush(stderr()); flush(stdout())

### Name: getResponse
### Title: Extract Response Variable from an Object
### Aliases: getResponse getResponse.data.frame
### Keywords: models

### ** Examples

getResponse(Orthodont)



cleanEx()
nameEx("getResponseFormula")
### * getResponseFormula

flush(stderr()); flush(stdout())

### Name: getResponseFormula
### Title: Extract Formula Specifying Response Variable
### Aliases: getResponseFormula
### Keywords: models

### ** Examples

getResponseFormula(y ~ x | g)



cleanEx()
nameEx("getVarCov")
### * getVarCov

flush(stderr()); flush(stdout())

### Name: getVarCov
### Title: Extract variance-covariance matrix
### Aliases: getVarCov getVarCov.lme getVarCov.gls print.VarCov
### Keywords: models

### ** Examples

fm1 <- lme(distance ~ age, data = Orthodont, subset = Sex == "Female")
getVarCov(fm1)
getVarCov(fm1, individual = "F01", type = "marginal")
getVarCov(fm1, type = "conditional")
fm2 <- gls(follicles ~ sin(2*pi*Time) + cos(2*pi*Time), Ovary,
           correlation = corAR1(form = ~ 1 | Mare))
getVarCov(fm2)



cleanEx()
nameEx("gls")
### * gls

flush(stderr()); flush(stdout())

### Name: gls
### Title: Fit Linear Model Using Generalized Least Squares
### Aliases: gls update.gls
### Keywords: models

### ** Examples

# AR(1) errors within each Mare
fm1 <- gls(follicles ~ sin(2*pi*Time) + cos(2*pi*Time), Ovary,
           correlation = corAR1(form = ~ 1 | Mare))
# variance increases as a power of the absolute fitted values
fm2 <- update(fm1, weights = varPower())



cleanEx()
nameEx("glsControl")
### * glsControl

flush(stderr()); flush(stdout())

### Name: glsControl
### Title: Control Values for gls Fit
### Aliases: glsControl
### Keywords: models

### ** Examples

# decrease the maximum number of iterations and request tracing
glsControl(msMaxIter = 20, msVerbose = TRUE)



cleanEx()
nameEx("glsStruct")
### * glsStruct

flush(stderr()); flush(stdout())

### Name: glsStruct
### Title: Generalized Least Squares Structure
### Aliases: glsStruct
### Keywords: models

### ** Examples

gls1 <- glsStruct(corAR1(), varPower())



cleanEx()
nameEx("gnls")
### * gnls

flush(stderr()); flush(stdout())

### Name: gnls
### Title: Fit Nonlinear Model Using Generalized Least Squares
### Aliases: gnls
### Keywords: models

### ** Examples

# variance increases with a power of the absolute fitted values
fm1 <- gnls(weight ~ SSlogis(Time, Asym, xmid, scal), Soybean,
            weights = varPower())
summary(fm1)



cleanEx()
nameEx("gnlsControl")
### * gnlsControl

flush(stderr()); flush(stdout())

### Name: gnlsControl
### Title: Control Values for gnls Fit
### Aliases: gnlsControl
### Keywords: models

### ** Examples

# decrease the maximum number of iterations and request tracing
gnlsControl(msMaxIter = 20, msVerbose = TRUE)



cleanEx()
nameEx("gnlsStruct")
### * gnlsStruct

flush(stderr()); flush(stdout())

### Name: gnlsStruct
### Title: Generalized Nonlinear Least Squares Structure
### Aliases: gnlsStruct Initialize.gnlsStruct
### Keywords: models

### ** Examples

gnls1 <- gnlsStruct(corAR1(), varPower())



cleanEx()
nameEx("groupedData")
### * groupedData

flush(stderr()); flush(stdout())

### Name: groupedData
### Title: Construct a groupedData Object
### Aliases: groupedData [.groupedData as.data.frame.groupedData
###   update.groupedData
### Keywords: manip attribute

### ** Examples


Orth.new <-  # create a new copy of the groupedData object
  groupedData( distance ~ age | Subject,
              data = as.data.frame( Orthodont ),
              FUN = mean,
              outer = ~ Sex,
              labels = list( x = "Age",
                y = "Distance from pituitary to pterygomaxillary fissure" ),
              units = list( x = "(yr)", y = "(mm)") )
plot( Orth.new )         # trellis plot by Subject
formula( Orth.new )      # extractor for the formula
gsummary( Orth.new )     # apply summary by Subject
fm1 <- lme( Orth.new )   # fixed and groups formulae extracted from object
Orthodont2 <- update(Orthodont, FUN = mean)



cleanEx()
nameEx("gsummary")
### * gsummary

flush(stderr()); flush(stdout())

### Name: gsummary
### Title: Summarize by Groups
### Aliases: gsummary
### Keywords: manip

### ** Examples

gsummary(Orthodont)  # default summary by Subject
## gsummary with invariantsOnly = TRUE and omitGroupingFactor = TRUE
## determines whether there are covariates like Sex that are invariant
## within the repeated observations on the same Subject.
gsummary(Orthodont, inv = TRUE, omit = TRUE)



cleanEx()
nameEx("intervals")
### * intervals

flush(stderr()); flush(stdout())

### Name: intervals
### Title: Confidence Intervals on Coefficients
### Aliases: intervals
### Keywords: models

### ** Examples

## see the method documentation



cleanEx()
nameEx("intervals.gls")
### * intervals.gls

flush(stderr()); flush(stdout())

### Name: intervals.gls
### Title: Confidence Intervals on gls Parameters
### Aliases: intervals.gls print.intervals.gls
### Keywords: models

### ** Examples

fm1 <- gls(follicles ~ sin(2*pi*Time) + cos(2*pi*Time), Ovary,
           correlation = corAR1(form = ~ 1 | Mare))
intervals(fm1)



cleanEx()
nameEx("intervals.lmList")
### * intervals.lmList

flush(stderr()); flush(stdout())

### Name: intervals.lmList
### Title: Confidence Intervals on lmList Coefficients
### Aliases: intervals.lmList print.intervals.lmList
### Keywords: models

### ** Examples

fm1 <- lmList(distance ~ age | Subject, Orthodont)
intervals(fm1)



cleanEx()
nameEx("intervals.lme")
### * intervals.lme

flush(stderr()); flush(stdout())

### Name: intervals.lme
### Title: Confidence Intervals on lme Parameters
### Aliases: intervals.lme print.intervals.lme
### Keywords: models

### ** Examples

fm1 <- lme(distance ~ age, Orthodont, random = ~ age | Subject)
intervals(fm1)



cleanEx()
nameEx("isBalanced")
### * isBalanced

flush(stderr()); flush(stdout())

### Name: isBalanced
### Title: Check a Design for Balance
### Aliases: isBalanced isBalanced.groupedData
### Keywords: data

### ** Examples

isBalanced(Orthodont)                    # should return TRUE
isBalanced(Orthodont, countOnly = TRUE)  # should return TRUE
isBalanced(Pixel)                        # should return FALSE
isBalanced(Pixel, level = 1)             # should return FALSE



cleanEx()
nameEx("isInitialized")
### * isInitialized

flush(stderr()); flush(stdout())

### Name: isInitialized
### Title: Check if Object is Initialized
### Aliases: isInitialized isInitialized.pdMat isInitialized.pdBlocked
### Keywords: models

### ** Examples

pd1 <- pdDiag(~age)
isInitialized(pd1)



cleanEx()
nameEx("lmList")
### * lmList

flush(stderr()); flush(stdout())

### Name: lmList
### Title: List of lm Objects with a Common Model
### Aliases: lmList lmList.formula print.lmList update.lmList
### Keywords: models

### ** Examples

fm1 <- lmList(distance ~ age | Subject, Orthodont)
summary(fm1)



cleanEx()
nameEx("lmList.groupedData")
### * lmList.groupedData

flush(stderr()); flush(stdout())

### Name: lmList.groupedData
### Title: lmList Fit from a groupedData Object
### Aliases: lmList.groupedData
### Keywords: models

### ** Examples

fm1 <- lmList(Orthodont)
summary(fm1)



cleanEx()
nameEx("lme")
### * lme

flush(stderr()); flush(stdout())

### Name: lme
### Title: Linear Mixed-Effects Models
### Aliases: lme lme.formula update.lme
### Keywords: models

### ** Examples

fm1 <- lme(distance ~ age, data = Orthodont) # random is ~ age
fm2 <- lme(distance ~ age + Sex, data = Orthodont, random = ~ 1)
summary(fm1)
summary(fm2)



cleanEx()
nameEx("lme.groupedData")
### * lme.groupedData

flush(stderr()); flush(stdout())

### Name: lme.groupedData
### Title: LME fit from groupedData Object
### Aliases: lme.groupedData
### Keywords: models

### ** Examples

fm1 <- lme(Orthodont)
summary(fm1)



cleanEx()
nameEx("lme.lmList")
### * lme.lmList

flush(stderr()); flush(stdout())

### Name: lme.lmList
### Title: LME fit from lmList Object
### Aliases: lme.lmList
### Keywords: models

### ** Examples

fm1 <- lmList(Orthodont)
fm2 <- lme(fm1)
summary(fm1)
summary(fm2)



cleanEx()
nameEx("lmeControl")
### * lmeControl

flush(stderr()); flush(stdout())

### Name: lmeControl
### Title: Specifying Control Values for lme Fit
### Aliases: lmeControl
### Keywords: models

### ** Examples

# decrease the maximum number iterations in the ms call and
# request that information on the evolution of the ms iterations be printed
str(lCtr <- lmeControl(msMaxIter = 20, msVerbose = TRUE))
## This should always work:
do.call(lmeControl, lCtr)



cleanEx()
nameEx("lmeStruct")
### * lmeStruct

flush(stderr()); flush(stdout())

### Name: lmeStruct
### Title: Linear Mixed-Effects Structure
### Aliases: lmeStruct
### Keywords: models

### ** Examples

lms1 <- lmeStruct(reStruct(~age), corAR1(), varPower())



cleanEx()
nameEx("logDet")
### * logDet

flush(stderr()); flush(stdout())

### Name: logDet
### Title: Extract the Logarithm of the Determinant
### Aliases: logDet
### Keywords: models

### ** Examples

## see the method function documentation



cleanEx()
nameEx("logDet.corStruct")
### * logDet.corStruct

flush(stderr()); flush(stdout())

### Name: logDet.corStruct
### Title: Extract corStruct Log-Determinant
### Aliases: logDet.corStruct
### Keywords: models

### ** Examples

cs1 <- corAR1(0.3)
logDet(cs1, covariate = 1:4)



cleanEx()
nameEx("logDet.pdMat")
### * logDet.pdMat

flush(stderr()); flush(stdout())

### Name: logDet.pdMat
### Title: Extract Log-Determinant from a pdMat Object
### Aliases: logDet.pdMat logDet.pdBlocked logDet.pdCompSymm logDet.pdDiag
###   logDet.pdIdent logDet.pdNatural logDet.pdSymm
### Keywords: models

### ** Examples

pd1 <- pdSymm(diag(1:3))
logDet(pd1)



cleanEx()
nameEx("logDet.reStruct")
### * logDet.reStruct

flush(stderr()); flush(stdout())

### Name: logDet.reStruct
### Title: Extract reStruct Log-Determinants
### Aliases: logDet.reStruct
### Keywords: models

### ** Examples

rs1 <- reStruct(list(A = pdSymm(diag(1:3), form = ~Score),
  B = pdDiag(2 * diag(4), form = ~Educ)))
logDet(rs1)



cleanEx()
nameEx("logLik.corStruct")
### * logLik.corStruct

flush(stderr()); flush(stdout())

### Name: logLik.corStruct
### Title: Extract corStruct Log-Likelihood
### Aliases: logLik.corStruct
### Keywords: models

### ** Examples

cs1 <- corAR1(0.2)
cs1 <- Initialize(cs1, data = Orthodont)
logLik(cs1)



cleanEx()
nameEx("logLik.gnls")
### * logLik.gnls

flush(stderr()); flush(stdout())

### Name: logLik.gnls
### Title: Log-Likelihood of a gnls Object
### Aliases: logLik.gnls
### Keywords: models

### ** Examples

fm1 <- gnls(weight ~ SSlogis(Time, Asym, xmid, scal), Soybean,
            weights = varPower())
logLik(fm1)



cleanEx()
nameEx("logLik.lmList")
### * logLik.lmList

flush(stderr()); flush(stdout())

### Name: logLik.lmList
### Title: Log-Likelihood of an lmList Object
### Aliases: logLik.lmList
### Keywords: models

### ** Examples

fm1 <- lmList(distance ~ age | Subject, Orthodont)
logLik(fm1)   # returns NA when it should not



cleanEx()
nameEx("logLik.lme")
### * logLik.lme

flush(stderr()); flush(stdout())

### Name: logLik.lme
### Title: Log-Likelihood of an lme Object
### Aliases: logLik.lme logLik.gls
### Keywords: models

### ** Examples

fm1 <- lme(distance ~ Sex * age, Orthodont, random = ~ age, method = "ML")
logLik(fm1)
logLik(fm1, REML = TRUE)



cleanEx()
nameEx("logLik.varFunc")
### * logLik.varFunc

flush(stderr()); flush(stdout())

### Name: logLik.varFunc
### Title: Extract varFunc logLik
### Aliases: logLik.varFunc logLik.varComb
### Keywords: models

### ** Examples

vf1 <- varPower(form = ~age)
vf1 <- Initialize(vf1, Orthodont)
coef(vf1) <- 0.1
logLik(vf1)



cleanEx()
nameEx("model.matrix.reStruct")
### * model.matrix.reStruct

flush(stderr()); flush(stdout())

### Name: model.matrix.reStruct
### Title: reStruct Model Matrix
### Aliases: model.matrix.reStruct
### Keywords: models

### ** Examples

rs1 <- reStruct(list(Dog = ~day, Side = ~1), data = Pixel)
model.matrix(rs1, Pixel)



cleanEx()
nameEx("needUpdate")
### * needUpdate

flush(stderr()); flush(stdout())

### Name: needUpdate
### Title: Check if Update is Needed
### Aliases: needUpdate needUpdate.default needUpdate.varComb
###   needUpdate.varIdent
### Keywords: models

### ** Examples

vf1 <- varExp()
vf1 <- Initialize(vf1, data = Orthodont)
needUpdate(vf1)



cleanEx()
nameEx("needUpdate.modelStruct")
### * needUpdate.modelStruct

flush(stderr()); flush(stdout())

### Name: needUpdate.modelStruct
### Title: Check if a modelStruct Object Needs Updating
### Aliases: needUpdate.modelStruct needUpdate.corStruct
###   needUpdate.reStruct
### Keywords: models

### ** Examples

lms1 <- lmeStruct(reStruct = reStruct(pdDiag(diag(2), ~age)),
   varStruct = varPower(form = ~age))
needUpdate(lms1)



cleanEx()
nameEx("nlme-deprecated")
### * nlme-deprecated

flush(stderr()); flush(stdout())

### Name: nlme-deprecated
### Title: Deprecated Functions in Package 'nlme'
### Aliases: nlme-deprecated nfGroupedData nmGroupedData corIdent
### Keywords: internal

### ** Examples

assertDeprecation <- function(expr)
  tools::assertCondition(expr, verbose = TRUE,
    if(getRversion() >= "3.6.0") "deprecatedWarning" else "warning")

assertDeprecation(
  nlme::nfGroupedData(height ~ age | Subject, as.data.frame(Oxboys))
)
assertDeprecation( csId <-  corIdent(~ 1 | Subject) )
assertDeprecation( csI. <- Initialize(csId, data = Orthodont) )
assertDeprecation( corMatrix(csI.) )  # actually errors



cleanEx()
nameEx("nlme")
### * nlme

flush(stderr()); flush(stdout())

### Name: nlme
### Title: Nonlinear Mixed-Effects Models
### Aliases: nlme nlme.formula
### Keywords: models

### ** Examples

fm1 <- nlme(height ~ SSasymp(age, Asym, R0, lrc),
            data = Loblolly,
            fixed = Asym + R0 + lrc ~ 1,
            random = Asym ~ 1,
            start = c(Asym = 103, R0 = -8.5, lrc = -3.3))
summary(fm1)
fm2 <- update(fm1, random = pdDiag(Asym + lrc ~ 1))
summary(fm2)



cleanEx()
nameEx("nlme.nlsList")
### * nlme.nlsList

flush(stderr()); flush(stdout())

### Name: nlme.nlsList
### Title: NLME fit from nlsList Object
### Aliases: nlme.nlsList
### Keywords: models

### ** Examples

fm1 <- nlsList(SSasymp, data = Loblolly)
fm2 <- nlme(fm1, random = Asym ~ 1)
summary(fm1)
summary(fm2)



cleanEx()
nameEx("nlmeControl")
### * nlmeControl

flush(stderr()); flush(stdout())

### Name: nlmeControl
### Title: Control Values for nlme Fit
### Aliases: nlmeControl
### Keywords: models

### ** Examples

# decrease the maximum number of iterations and request tracing
nlmeControl(msMaxIter = 20, msVerbose = TRUE)



cleanEx()
nameEx("nlmeStruct")
### * nlmeStruct

flush(stderr()); flush(stdout())

### Name: nlmeStruct
### Title: Nonlinear Mixed-Effects Structure
### Aliases: nlmeStruct
### Keywords: models

### ** Examples

nlms1 <- nlmeStruct(reStruct(~age), corAR1(), varPower())



cleanEx()
nameEx("nlsList")
### * nlsList

flush(stderr()); flush(stdout())

### Name: nlsList
### Title: List of nls Objects with a Common Model
### Aliases: nlsList nlsList.formula update.nlsList
### Keywords: models

### ** Examples

fm1 <- nlsList(uptake ~ SSasympOff(conc, Asym, lrc, c0),
   data = CO2, start = c(Asym = 30, lrc = -4.5, c0 = 52))
summary(fm1)
cfm1 <- confint(fm1) # via profiling each % FIXME: only *one* message instead of one *each*
mat.class <- class(matrix(1)) # ("matrix", "array") for R >= 4.0.0;  ("matrix" in older R)
i.ok <- which(vapply(cfm1,
                function(r) identical(class(r), mat.class), NA))
stopifnot(length(i.ok) > 0, !anyNA(match(c(2:4, 6:9, 12), i.ok)))
## where as (some of) the others gave errors during profile re-fitting :
str(cfm1[- i.ok])



cleanEx()
nameEx("nlsList.selfStart")
### * nlsList.selfStart

flush(stderr()); flush(stdout())

### Name: nlsList.selfStart
### Title: nlsList Fit from a selfStart Function
### Aliases: nlsList.selfStart
### Keywords: models

### ** Examples

fm1 <- nlsList(SSasympOff, CO2)
summary(fm1)



cleanEx()
nameEx("pairs.compareFits")
### * pairs.compareFits

flush(stderr()); flush(stdout())

### Name: pairs.compareFits
### Title: Pairs Plot of compareFits Object
### Aliases: pairs.compareFits
### Keywords: models

### ** Examples

example(compareFits) # cF12 <- compareFits(coef(lmList(Orthodont)), .. lme(*))
pairs(cF12)



cleanEx()
nameEx("pairs.lmList")
### * pairs.lmList

flush(stderr()); flush(stdout())

### Name: pairs.lmList
### Title: Pairs Plot of an lmList Object
### Aliases: pairs.lmList
### Keywords: models

### ** Examples

fm1 <- lmList(distance ~ age | Subject, Orthodont)

# scatter plot of coefficients by gender, identifying unusual subjects
pairs(fm1, ~coef(.) | Sex, id = 0.1, adj = -0.5)

# scatter plot of estimated random effects -- "bivariate Gaussian (?)"
pairs(fm1, ~ranef(.))



cleanEx()
nameEx("pairs.lme")
### * pairs.lme

flush(stderr()); flush(stdout())

### Name: pairs.lme
### Title: Pairs Plot of an lme Object
### Aliases: pairs.lme
### Keywords: models

### ** Examples

fm1 <- lme(distance ~ age, Orthodont, random = ~ age | Subject)

# scatter plot of coefficients by gender, identifying unusual subjects
pairs(fm1, ~coef(., augFrame = TRUE) | Sex, id = 0.1, adj = -0.5)    

# scatter plot of estimated random effects :
pairs(fm1, ~ranef(.))



cleanEx()
nameEx("pdBlocked")
### * pdBlocked

flush(stderr()); flush(stdout())

### Name: pdBlocked
### Title: Positive-Definite Block Diagonal Matrix
### Aliases: pdBlocked
### Keywords: models

### ** Examples

pd1 <- pdBlocked(list(diag(1:2), diag(c(0.1, 0.2, 0.3))),
                 nam = list(c("A","B"), c("a1", "a2", "a3")))
pd1



cleanEx()
nameEx("pdCompSymm")
### * pdCompSymm

flush(stderr()); flush(stdout())

### Name: pdCompSymm
### Title: Positive-Definite Matrix with Compound Symmetry Structure
### Aliases: pdCompSymm
### Keywords: models

### ** Examples

pd1 <- pdCompSymm(diag(3) + 1, nam = c("A","B","C"))
pd1



cleanEx()
nameEx("pdConstruct")
### * pdConstruct

flush(stderr()); flush(stdout())

### Name: pdConstruct
### Title: Construct pdMat Objects
### Aliases: pdConstruct pdConstruct.pdCompSymm pdConstruct.pdDiag
###   pdConstruct.pdIdent pdConstruct.pdMat pdConstruct.pdNatural
###   pdConstruct.pdSymm pdConstruct.pdLogChol
### Keywords: models

### ** Examples

pd1 <- pdSymm()
pdConstruct(pd1, diag(1:4))



cleanEx()
nameEx("pdConstruct.pdBlocked")
### * pdConstruct.pdBlocked

flush(stderr()); flush(stdout())

### Name: pdConstruct.pdBlocked
### Title: Construct pdBlocked Objects
### Aliases: pdConstruct.pdBlocked
### Keywords: models

### ** Examples

pd1 <- pdBlocked(list(c("A","B"), c("a1", "a2", "a3")))
pdConstruct(pd1, list(diag(1:2), diag(c(0.1, 0.2, 0.3))))



cleanEx()
nameEx("pdDiag")
### * pdDiag

flush(stderr()); flush(stdout())

### Name: pdDiag
### Title: Diagonal Positive-Definite Matrix
### Aliases: pdDiag
### Keywords: models

### ** Examples

pd1 <- pdDiag(diag(1:3), nam = c("A","B","C"))
pd1



cleanEx()
nameEx("pdFactor")
### * pdFactor

flush(stderr()); flush(stdout())

### Name: pdFactor
### Title: Square-Root Factor of a Positive-Definite Matrix
### Aliases: pdFactor pdFactor.pdBlocked pdFactor.pdCompSymm
###   pdFactor.pdDiag pdFactor.pdIdent pdFactor.pdMat pdFactor.pdNatural
###   pdFactor.pdSymm pdFactor.pdLogChol
### Keywords: models

### ** Examples

pd1 <- pdCompSymm(4 * diag(3) + 1)
pdFactor(pd1)



cleanEx()
nameEx("pdFactor.reStruct")
### * pdFactor.reStruct

flush(stderr()); flush(stdout())

### Name: pdFactor.reStruct
### Title: Extract Square-Root Factor from Components of an reStruct Object
### Aliases: pdFactor.reStruct
### Keywords: models

### ** Examples

rs1 <- reStruct(pdSymm(diag(3), ~age+Sex, data = Orthodont))
pdFactor(rs1)



cleanEx()
nameEx("pdIdent")
### * pdIdent

flush(stderr()); flush(stdout())

### Name: pdIdent
### Title: Multiple of the Identity Positive-Definite Matrix
### Aliases: pdIdent
### Keywords: models

### ** Examples

pd1 <- pdIdent(4 * diag(3), nam = c("A","B","C"))
pd1



cleanEx()
nameEx("pdLogChol")
### * pdLogChol

flush(stderr()); flush(stdout())

### Name: pdLogChol
### Title: General Positive-Definite Matrix
### Aliases: pdLogChol
### Keywords: models

### ** Examples

(pd1 <- pdLogChol(diag(1:3), nam = c("A","B","C")))

(pd4 <- pdLogChol(1:6))
(pd4c <- chol(pd4)) # -> upper-tri matrix with off-diagonals  4 5 6
pd4c[upper.tri(pd4c)]
log(diag(pd4c)) # 1 2 3



cleanEx()
nameEx("pdMat")
### * pdMat

flush(stderr()); flush(stdout())

### Name: pdMat
### Title: Positive-Definite Matrix
### Aliases: pdMat plot.pdMat
### Keywords: models

### ** Examples

pd1 <- pdMat(diag(1:4), pdClass = "pdDiag")
pd1
str(pd1)



cleanEx()
nameEx("pdMatrix")
### * pdMatrix

flush(stderr()); flush(stdout())

### Name: pdMatrix
### Title: Extract Matrix or Square-Root Factor from a pdMat Object
### Aliases: pdMatrix pdMatrix.pdBlocked pdMatrix.pdCompSymm
###   pdMatrix.pdDiag pdMatrix.pdIdent pdMatrix.pdMat pdMatrix.pdSymm
###   pdMatrix.pdNatural
### Keywords: models

### ** Examples

pd1 <- pdSymm(diag(1:4))
pdMatrix(pd1)



cleanEx()
nameEx("pdMatrix.reStruct")
### * pdMatrix.reStruct

flush(stderr()); flush(stdout())

### Name: pdMatrix.reStruct
### Title: Extract Matrix or Square-Root Factor from Components of an
###   reStruct Object
### Aliases: pdMatrix.reStruct
### Keywords: models

### ** Examples

rs1 <- reStruct(pdSymm(diag(3), ~age+Sex, data = Orthodont))
pdMatrix(rs1)



cleanEx()
nameEx("pdNatural")
### * pdNatural

flush(stderr()); flush(stdout())

### Name: pdNatural
### Title: General Positive-Definite Matrix in Natural Parametrization
### Aliases: pdNatural
### Keywords: models

### ** Examples

pdNatural(diag(1:3))



cleanEx()
nameEx("pdSymm")
### * pdSymm

flush(stderr()); flush(stdout())

### Name: pdSymm
### Title: General Positive-Definite Matrix
### Aliases: pdSymm
### Keywords: models

### ** Examples

pd1 <- pdSymm(diag(1:3), nam = c("A","B","C"))
pd1



cleanEx()
nameEx("plot.ACF")
### * plot.ACF

flush(stderr()); flush(stdout())

### Name: plot.ACF
### Title: Plot an ACF Object
### Aliases: plot.ACF
### Keywords: models

### ** Examples

fm1 <- lme(follicles ~ sin(2*pi*Time) + cos(2*pi*Time), Ovary)
plot(ACF(fm1, maxLag = 10), alpha = 0.01)



cleanEx()
nameEx("plot.Variogram")
### * plot.Variogram

flush(stderr()); flush(stdout())

### Name: plot.Variogram
### Title: Plot a Variogram Object
### Aliases: plot.Variogram
### Keywords: models

### ** Examples

fm1 <- lme(follicles ~ sin(2*pi*Time) + cos(2*pi*Time), Ovary)
plot(Variogram(fm1, form = ~ Time | Mare, maxDist = 0.7))



cleanEx()
nameEx("plot.augPred")
### * plot.augPred

flush(stderr()); flush(stdout())

### Name: plot.augPred
### Title: Plot an augPred Object
### Aliases: plot.augPred
### Keywords: models

### ** Examples

fm1 <- lme(Orthodont)
plot(augPred(fm1, level = 0:1, length.out = 2))



cleanEx()
nameEx("plot.compareFits")
### * plot.compareFits

flush(stderr()); flush(stdout())

### Name: plot.compareFits
### Title: Plot a compareFits Object
### Aliases: plot.compareFits
### Keywords: models

### ** Examples

example(compareFits) # cF12 <- compareFits(coef(lmList(Orthodont)), .. lme(*))
plot(cF12)



cleanEx()
nameEx("plot.gls")
### * plot.gls

flush(stderr()); flush(stdout())

### Name: plot.gls
### Title: Plot a gls Object
### Aliases: plot.gls
### Keywords: models

### ** Examples

fm1 <- gls(follicles ~ sin(2*pi*Time) + cos(2*pi*Time), Ovary,
           correlation = corAR1(form = ~ 1 | Mare))
# standardized residuals versus fitted values by Mare
plot(fm1, resid(., type = "p") ~ fitted(.) | Mare, abline = 0)
# box-plots of residuals by Mare
plot(fm1, Mare ~ resid(.))
# observed versus fitted values by Mare
plot(fm1, follicles ~ fitted(.) | Mare, abline = c(0,1))



cleanEx()
nameEx("plot.intervals.lmList")
### * plot.intervals.lmList

flush(stderr()); flush(stdout())

### Name: plot.intervals.lmList
### Title: Plot lmList Confidence Intervals
### Aliases: plot.intervals.lmList
### Keywords: models

### ** Examples

fm1 <- lmList(distance ~ age | Subject, Orthodont)
plot(intervals(fm1))



cleanEx()
nameEx("plot.lmList")
### * plot.lmList

flush(stderr()); flush(stdout())

### Name: plot.lmList
### Title: Plot an lmList Object
### Aliases: plot.lmList
### Keywords: models

### ** Examples

fm1 <- lmList(distance ~ age | Subject, Orthodont)
# standardized residuals versus fitted values by gender
plot(fm1, resid(., type = "pool") ~ fitted(.) | Sex, abline = 0, id = 0.05)
# box-plots of residuals by Subject
plot(fm1, Subject ~ resid(.))
# observed versus fitted values by Subject
plot(fm1, distance ~ fitted(.) | Subject, abline = c(0,1))



cleanEx()
nameEx("plot.lme")
### * plot.lme

flush(stderr()); flush(stdout())

### Name: plot.lme
### Title: Plot an lme or nls object
### Aliases: plot.lme plot.nls
### Keywords: models hplot

### ** Examples

fm1 <- lme(distance ~ age, Orthodont, random = ~ age | Subject)
# standardized residuals versus fitted values by gender
plot(fm1, resid(., type = "p") ~ fitted(.) | Sex, abline = 0)
# box-plots of residuals by Subject
plot(fm1, Subject ~ resid(.))
# observed versus fitted values by Subject
plot(fm1, distance ~ fitted(.) | Subject, abline = c(0,1))



cleanEx()
nameEx("plot.nffGroupedData")
### * plot.nffGroupedData

flush(stderr()); flush(stdout())

### Name: plot.nffGroupedData
### Title: Plot an nffGroupedData Object
### Aliases: plot.nffGroupedData
### Keywords: models

### ** Examples

plot(Machines)
plot(Machines, inner = TRUE)



cleanEx()
nameEx("plot.nfnGroupedData")
### * plot.nfnGroupedData

flush(stderr()); flush(stdout())

### Name: plot.nfnGroupedData
### Title: Plot an nfnGroupedData Object
### Aliases: plot.nfnGroupedData
### Keywords: models

### ** Examples

# different panels per Subject
plot(Orthodont)
# different panels per gender
plot(Orthodont, outer = TRUE)



cleanEx()
nameEx("plot.nmGroupedData")
### * plot.nmGroupedData

flush(stderr()); flush(stdout())

### Name: plot.nmGroupedData
### Title: Plot an nmGroupedData Object
### Aliases: plot.nmGroupedData
### Keywords: models

### ** Examples

# no collapsing, panels by Dog
plot(Pixel, display = "Dog", inner = ~Side)
# collapsing by Dog, preserving day
plot(Pixel, collapse = "Dog", preserve = ~day)



cleanEx()
nameEx("plot.ranef.lmList")
### * plot.ranef.lmList

flush(stderr()); flush(stdout())

### Name: plot.ranef.lmList
### Title: Plot a ranef.lmList Object
### Aliases: plot.ranef.lmList
### Keywords: models

### ** Examples

fm1 <- lmList(distance ~ age | Subject, Orthodont)
plot(ranef(fm1))
fm1RE <- ranef(fm1, aug = TRUE)
plot(fm1RE, form = ~ Sex)
plot(fm1RE, form = age ~ Sex)



cleanEx()
nameEx("plot.ranef.lme")
### * plot.ranef.lme

flush(stderr()); flush(stdout())

### Name: plot.ranef.lme
### Title: Plot a ranef.lme Object
### Aliases: plot.ranef.lme
### Keywords: models

### ** Examples

fm1 <- lme(distance ~ age, Orthodont, random = ~ age | Subject)
plot(ranef(fm1))
fm1RE <- ranef(fm1, aug = TRUE)
plot(fm1RE, form = ~ Sex)
plot(fm1RE, form = age ~ Sex) # "connected" boxplots



cleanEx()
nameEx("pooledSD")
### * pooledSD

flush(stderr()); flush(stdout())

### Name: pooledSD
### Title: Extract Pooled Standard Deviation
### Aliases: pooledSD
### Keywords: models

### ** Examples

fm1 <- lmList(Orthodont)
pooledSD(fm1)



cleanEx()
nameEx("predict.gls")
### * predict.gls

flush(stderr()); flush(stdout())

### Name: predict.gls
### Title: Predictions from a gls Object
### Aliases: predict.gls
### Keywords: models

### ** Examples

fm1 <- gls(follicles ~ sin(2*pi*Time) + cos(2*pi*Time), Ovary,
           correlation = corAR1(form = ~ 1 | Mare))
newOvary <- data.frame(Time = c(-0.75, -0.5, 0, 0.5, 0.75))
predict(fm1, newOvary)



cleanEx()
nameEx("predict.gnls")
### * predict.gnls

flush(stderr()); flush(stdout())

### Name: predict.gnls
### Title: Predictions from a gnls Object
### Aliases: predict.gnls
### Keywords: models

### ** Examples

fm1 <- gnls(weight ~ SSlogis(Time, Asym, xmid, scal), Soybean,
            weights = varPower())
newSoybean <- data.frame(Time = c(10,30,50,80,100))
predict(fm1, newSoybean)



cleanEx()
nameEx("predict.lmList")
### * predict.lmList

flush(stderr()); flush(stdout())

### Name: predict.lmList
### Title: Predictions from an lmList Object
### Aliases: predict.lmList
### Keywords: models

### ** Examples

fm1 <- lmList(distance ~ age | Subject, Orthodont)
predict(fm1, se.fit = TRUE)



cleanEx()
nameEx("predict.lme")
### * predict.lme

flush(stderr()); flush(stdout())

### Name: predict.lme
### Title: Predictions from an lme Object
### Aliases: predict.lme
### Keywords: models

### ** Examples

fm1 <- lme(distance ~ age, Orthodont, random = ~ age | Subject)
newOrth <- data.frame(Sex = c("Male","Male","Female","Female","Male","Male"),
                      age = c(15, 20, 10, 12, 2, 4),
                      Subject = c("M01","M01","F30","F30","M04","M04"))
## The 'Orthodont' data has *no* 'F30', so predict  NA  at level 1 :
predict(fm1, newOrth, level = 0:1)



cleanEx()
nameEx("predict.nlme")
### * predict.nlme

flush(stderr()); flush(stdout())

### Name: predict.nlme
### Title: Predictions from an nlme Object
### Aliases: predict.nlme
### Keywords: models

### ** Examples

head(Loblolly) # groupedData  w/  'Seed' is grouping variable :
## Grouped Data: height ~ age | Seed
##    height age Seed
## 1    4.51   3  301
## 15  10.89   5  301
## ..  .....   .  ...

fm1 <- nlme(height ~ SSasymp(age, Asym, R0, lrc),  data = Loblolly,
            fixed = Asym + R0 + lrc ~ 1,
            random = Asym ~ 1, ## <---grouping--->  Asym ~ 1 | Seed
            start = c(Asym = 103, R0 = -8.5, lrc = -3.3))
fm1

age. <- seq(from = 2, to = 30, by = 2)
newLL.301 <- data.frame(age = age., Seed = 301)
newLL.329 <- data.frame(age = age., Seed = 329)
(p301 <- predict(fm1, newLL.301, level = 0:1))
(p329 <- predict(fm1, newLL.329, level = 0:1))
## Prediction are the same at level 0 :
all.equal(p301[,"predict.fixed"],
          p329[,"predict.fixed"])
## and differ by the 'Seed' effect at level 1 :
p301[,"predict.Seed"] -
p329[,"predict.Seed"]



cleanEx()
nameEx("print.summary.pdMat")
### * print.summary.pdMat

flush(stderr()); flush(stdout())

### Name: print.summary.pdMat
### Title: Print a summary.pdMat Object
### Aliases: print.summary.pdMat
### Keywords: models

### ** Examples

pd1 <- pdCompSymm(3 * diag(2) + 1, form = ~age + age^2,
         data = Orthodont)
print(summary(pd1), sigma = 1.2, resid = TRUE)



cleanEx()
nameEx("print.varFunc")
### * print.varFunc

flush(stderr()); flush(stdout())

### Name: print.varFunc
### Title: Print a varFunc Object
### Aliases: print.varFunc print.varComb
### Keywords: models

### ** Examples

vf1 <- varPower(0.3, form = ~age)
vf1 <- Initialize(vf1, Orthodont)
print(vf1)



cleanEx()
nameEx("qqnorm.gls")
### * qqnorm.gls

flush(stderr()); flush(stdout())

### Name: qqnorm.gls
### Title: Normal Plot of Residuals from a gls Object
### Aliases: qqnorm.gls
### Keywords: models

### ** Examples

fm1 <- gls(follicles ~ sin(2*pi*Time) + cos(2*pi*Time), Ovary,
           correlation = corAR1(form = ~ 1 | Mare))
qqnorm(fm1, abline = c(0,1))



cleanEx()
nameEx("qqnorm.lme")
### * qqnorm.lme

flush(stderr()); flush(stdout())

### Name: qqnorm.lme
### Title: Normal Plot of Residuals or Random Effects from an lme Object
### Aliases: qqnorm.lm qqnorm.lme qqnorm.lmList qqnorm.nls
### Keywords: models

### ** Examples

fm1 <- lme(distance ~ age, Orthodont, random = ~ age | Subject)
## normal plot of standardized residuals by gender
qqnorm(fm1, ~ resid(., type = "p") | Sex, abline = c(0, 1))
## normal plots of random effects
qqnorm(fm1, ~ranef(.))



cleanEx()
nameEx("random.effects")
### * random.effects

flush(stderr()); flush(stdout())

### Name: random.effects
### Title: Extract Random Effects
### Aliases: random.effects ranef print.ranef
### Keywords: models

### ** Examples

## see the method function documentation



cleanEx()
nameEx("ranef.lmList")
### * ranef.lmList

flush(stderr()); flush(stdout())

### Name: ranef.lmList
### Title: Extract lmList Random Effects
### Aliases: random.effects.lmList ranef.lmList
### Keywords: models

### ** Examples

fm1 <- lmList(distance ~ age | Subject, Orthodont)
ranef(fm1)
random.effects(fm1)              # same as above



cleanEx()
nameEx("ranef.lme")
### * ranef.lme

flush(stderr()); flush(stdout())

### Name: ranef.lme
### Title: Extract lme Random Effects
### Aliases: ranef.lme random.effects.lme print.ranef.lme
### Keywords: models

### ** Examples

fm1 <- lme(distance ~ age, Orthodont, random = ~ age | Subject)
ranef(fm1)
random.effects(fm1)             # same as above
random.effects(fm1, augFrame = TRUE)



cleanEx()
nameEx("reStruct")
### * reStruct

flush(stderr()); flush(stdout())

### Name: reStruct
### Title: Random Effects Structure
### Aliases: reStruct [.reStruct print.reStruct
### Keywords: models

### ** Examples

rs1 <- reStruct(list(Dog = ~day, Side = ~1), data = Pixel)
rs1 # 2 entries "Uninitialized"
str(rs1) # a bit more



cleanEx()
nameEx("recalc")
### * recalc

flush(stderr()); flush(stdout())

### Name: recalc
### Title: Recalculate Condensed Linear Model Object
### Aliases: recalc
### Keywords: models

### ** Examples

## see the method function documentation



cleanEx()
nameEx("residuals.gls")
### * residuals.gls

flush(stderr()); flush(stdout())

### Name: residuals.gls
### Title: Extract gls Residuals
### Aliases: residuals.gls residuals.gnls
### Keywords: models

### ** Examples

fm1 <- gls(follicles ~ sin(2*pi*Time) + cos(2*pi*Time), Ovary,
           correlation = corAR1(form = ~ 1 | Mare))
residuals(fm1)



cleanEx()
nameEx("residuals.lmList")
### * residuals.lmList

flush(stderr()); flush(stdout())

### Name: residuals.lmList
### Title: Extract lmList Residuals
### Aliases: residuals.lmList
### Keywords: models

### ** Examples

fm1 <- lmList(distance ~ age | Subject, Orthodont)
residuals(fm1)



cleanEx()
nameEx("residuals.lme")
### * residuals.lme

flush(stderr()); flush(stdout())

### Name: residuals.lme
### Title: Extract lme Residuals
### Aliases: residuals.lme
### Keywords: models

### ** Examples

fm1 <- lme(distance ~ age + Sex, data = Orthodont, random = ~ 1)
head(residuals(fm1, level = 0:1))
summary(residuals(fm1) /
        residuals(fm1, type = "p")) # constant scaling factor 1.432



cleanEx()
nameEx("simulate.lme")
### * simulate.lme

flush(stderr()); flush(stdout())

### Name: simulate.lme
### Title: Simulate Results from 'lme' Models
### Aliases: simulate.lme plot.simulate.lme print.simulate.lme
### Keywords: models

### ** Examples




cleanEx()
nameEx("solve.pdMat")
### * solve.pdMat

flush(stderr()); flush(stdout())

### Name: solve.pdMat
### Title: Calculate Inverse of a Positive-Definite Matrix
### Aliases: solve.pdMat solve.pdBlocked solve.pdDiag solve.pdIdent
###   solve.pdLogChol solve.pdNatural solve.pdSymm
### Keywords: models

### ** Examples

pd1 <- pdCompSymm(3 * diag(3) + 1)
solve(pd1)



cleanEx()
nameEx("solve.reStruct")
### * solve.reStruct

flush(stderr()); flush(stdout())

### Name: solve.reStruct
### Title: Apply Solve to an reStruct Object
### Aliases: solve.reStruct
### Keywords: models

### ** Examples

rs1 <- reStruct(list(A = pdSymm(diag(1:3), form = ~Score),
  B = pdDiag(2 * diag(4), form = ~Educ)))
solve(rs1)



cleanEx()
nameEx("splitFormula")
### * splitFormula

flush(stderr()); flush(stdout())

### Name: splitFormula
### Title: Split a Formula
### Aliases: splitFormula
### Keywords: models

### ** Examples

splitFormula(~ g1/g2/g3)



cleanEx()
nameEx("summary.corStruct")
### * summary.corStruct

flush(stderr()); flush(stdout())

### Name: summary.corStruct
### Title: Summarize a corStruct Object
### Aliases: summary.corStruct summary.corAR1 summary.corARMA
###   summary.corCAR1 summary.corCompSymm summary.corExp summary.corGaus
###   summary.corLin summary.corNatural summary.corRatio summary.corSpher
###   summary.corSymm
### Keywords: models

### ** Examples

cs1 <- corAR1(0.2)
summary(cs1)



cleanEx()
nameEx("summary.gls")
### * summary.gls

flush(stderr()); flush(stdout())

### Name: summary.gls
### Title: Summarize a Generalized Least Squares 'gls' Object
### Aliases: summary.gls
### Keywords: models

### ** Examples

fm1 <- gls(follicles ~ sin(2*pi*Time) + cos(2*pi*Time), Ovary,
           correlation = corAR1(form = ~ 1 | Mare))
summary(fm1)
coef(summary(fm1)) # "the matrix"



cleanEx()
nameEx("summary.lmList")
### * summary.lmList

flush(stderr()); flush(stdout())

### Name: summary.lmList
### Title: Summarize an lmList Object
### Aliases: summary.lmList
### Keywords: models

### ** Examples

fm1 <- lmList(distance ~ age | Subject, Orthodont)
summary(fm1)



cleanEx()
nameEx("summary.lme")
### * summary.lme

flush(stderr()); flush(stdout())

### Name: summary.lme
### Title: Summarize an lme Object
### Aliases: summary.lme print.summary.lme
### Keywords: models

### ** Examples

fm1 <- lme(distance ~ age, Orthodont, random = ~ age | Subject)
(s1 <- summary(fm1))
## Don't show: 
stopifnot(is.matrix(coef(s1)))
## End(Don't show)



cleanEx()
nameEx("summary.modelStruct")
### * summary.modelStruct

flush(stderr()); flush(stdout())

### Name: summary.modelStruct
### Title: Summarize a modelStruct Object
### Aliases: summary.modelStruct summary.reStruct
### Keywords: models

### ** Examples

lms1 <- lmeStruct(reStruct = reStruct(pdDiag(diag(2), ~age)),
   corStruct = corAR1(0.3))
summary(lms1)



cleanEx()
nameEx("summary.nlsList")
### * summary.nlsList

flush(stderr()); flush(stdout())

### Name: summary.nlsList
### Title: Summarize an nlsList Object
### Aliases: summary.nlsList
### Keywords: models

### ** Examples

fm1 <- nlsList(SSasymp, Loblolly)
summary(fm1)



cleanEx()
nameEx("summary.pdMat")
### * summary.pdMat

flush(stderr()); flush(stdout())

### Name: summary.pdMat
### Title: Summarize a pdMat Object
### Aliases: summary.pdMat summary.pdBlocked summary.pdCompSymm
###   summary.pdDiag summary.pdIdent summary.pdNatural summary.pdSymm
###   summary.pdLogChol
### Keywords: models

### ** Examples

summary(pdSymm(diag(4)))



cleanEx()
nameEx("summary.varFunc")
### * summary.varFunc

flush(stderr()); flush(stdout())

### Name: summary.varFunc
### Title: Summarize "varFunc" Object
### Aliases: summary.varFunc summary.varComb summary.varConstPower
###   summary.varConstProp summary.varExp summary.varFixed summary.varIdent
###   summary.varPower
### Keywords: models

### ** Examples

vf1 <- varPower(0.3, form = ~age)
vf1 <- Initialize(vf1, Orthodont)
summary(vf1)



cleanEx()
nameEx("varComb")
### * varComb

flush(stderr()); flush(stdout())

### Name: varComb
### Title: Combination of Variance Functions
### Aliases: varComb
### Keywords: models

### ** Examples

vf1 <- varComb(varIdent(form = ~1|Sex), varPower())



cleanEx()
nameEx("varConstPower")
### * varConstPower

flush(stderr()); flush(stdout())

### Name: varConstPower
### Title: Constant Plus Power Variance Function
### Aliases: varConstPower
### Keywords: models

### ** Examples

vf1 <- varConstPower(1.2, 0.2, form = ~age|Sex)



cleanEx()
nameEx("varConstProp")
### * varConstProp

flush(stderr()); flush(stdout())

### Name: varConstProp
### Title: Constant Plus Proportion Variance Function
### Aliases: varConstProp
### Keywords: models

### ** Examples

# Generate some synthetic data using the two-component error model and use
# different variance functions, also with fixed sigma in order to avoid
# overparameterisation in the case of a constant term in the variance function
times <- c(0, 1, 3, 7, 14, 28, 56, 120)
pred <- 100 * exp(- 0.03 * times)
sd_pred <- sqrt(3^2 + 0.07^2 * pred^2)
n_replicates <- 2

set.seed(123456)
syn_data <- data.frame(
  time = rep(times, each = n_replicates),
  value = rnorm(length(times) * n_replicates,
    rep(pred, each = n_replicates),
    rep(sd_pred, each = n_replicates)))
syn_data$value <- ifelse(syn_data$value < 0, NA, syn_data$value)

f_const <- gnls(value ~ SSasymp(time, 0, parent_0, lrc),
  data = syn_data, na.action = na.omit,
  start = list(parent_0 = 100, lrc = -3))
f_varPower <- gnls(value ~ SSasymp(time, 0, parent_0, lrc),
  data = syn_data, na.action = na.omit,
  start = list(parent_0 = 100, lrc = -3),
  weights = varPower())
f_varConstPower <- gnls(value ~ SSasymp(time, 0, parent_0, lrc),
  data = syn_data, na.action = na.omit,
  start = list(parent_0 = 100, lrc = -3),
  weights = varConstPower())
f_varConstPower_sf <- gnls(value ~ SSasymp(time, 0, parent_0, lrc),
  data = syn_data, na.action = na.omit,
  control = list(sigma = 1),
  start = list(parent_0 = 100, lrc = -3),
  weights = varConstPower())
f_varConstProp <- gnls(value ~ SSasymp(time, 0, parent_0, lrc),
  data = syn_data, na.action = na.omit,
  start = list(parent_0 = 100, lrc = -3),
  weights = varConstProp())
f_varConstProp_sf <- gnls(value ~ SSasymp(time, 0, parent_0, lrc),
  data = syn_data, na.action = na.omit,
  start = list(parent_0 = 100, lrc = -3),
  control = list(sigma = 1),
  weights = varConstProp())

AIC(f_const, f_varPower, f_varConstPower, f_varConstPower_sf,
  f_varConstProp, f_varConstProp_sf)

# The error model parameters 3 and 0.07 are approximately recovered
intervals(f_varConstProp_sf)



cleanEx()
nameEx("varExp")
### * varExp

flush(stderr()); flush(stdout())

### Name: varExp
### Title: Exponential Variance Function
### Aliases: varExp
### Keywords: models

### ** Examples

vf1 <- varExp(0.2, form = ~age|Sex)



cleanEx()
nameEx("varFixed")
### * varFixed

flush(stderr()); flush(stdout())

### Name: varFixed
### Title: Fixed Variance Function
### Aliases: varFixed
### Keywords: models

### ** Examples

vf1 <- varFixed(~age)



cleanEx()
nameEx("varFunc")
### * varFunc

flush(stderr()); flush(stdout())

### Name: varFunc
### Title: Variance Function Structure
### Aliases: varFunc
### Keywords: models

### ** Examples

vf1 <- varFunc(~age)



cleanEx()
nameEx("varIdent")
### * varIdent

flush(stderr()); flush(stdout())

### Name: varIdent
### Title: Constant Variance Function
### Aliases: varIdent
### Keywords: models

### ** Examples

vf1 <- varIdent(c(Female = 0.5), form = ~ 1 | Sex)



cleanEx()
nameEx("varPower")
### * varPower

flush(stderr()); flush(stdout())

### Name: varPower
### Title: Power Variance Function
### Aliases: varPower
### Keywords: models

### ** Examples

vf1 <- varPower(0.2, form = ~age|Sex)



cleanEx()
nameEx("varWeights")
### * varWeights

flush(stderr()); flush(stdout())

### Name: varWeights
### Title: Extract Variance Function Weights
### Aliases: varWeights varWeights.varComb varWeights.varFunc
### Keywords: models

### ** Examples

vf1 <- varPower(form=~age)
vf1 <- Initialize(vf1, Orthodont)
coef(vf1) <- 0.3
varWeights(vf1)[1:10]



### * <FOOTER>
###
cleanEx()
options(digits = 7L)
base::cat("Time elapsed: ", proc.time() - base::get("ptime", pos = 'CheckExEnv'),"\n")
grDevices::dev.off()
###
### Local variables: ***
### mode: outline-minor ***
### outline-regexp: "\\(> \\)?### [*]+" ***
### End: ***
quit('no')
